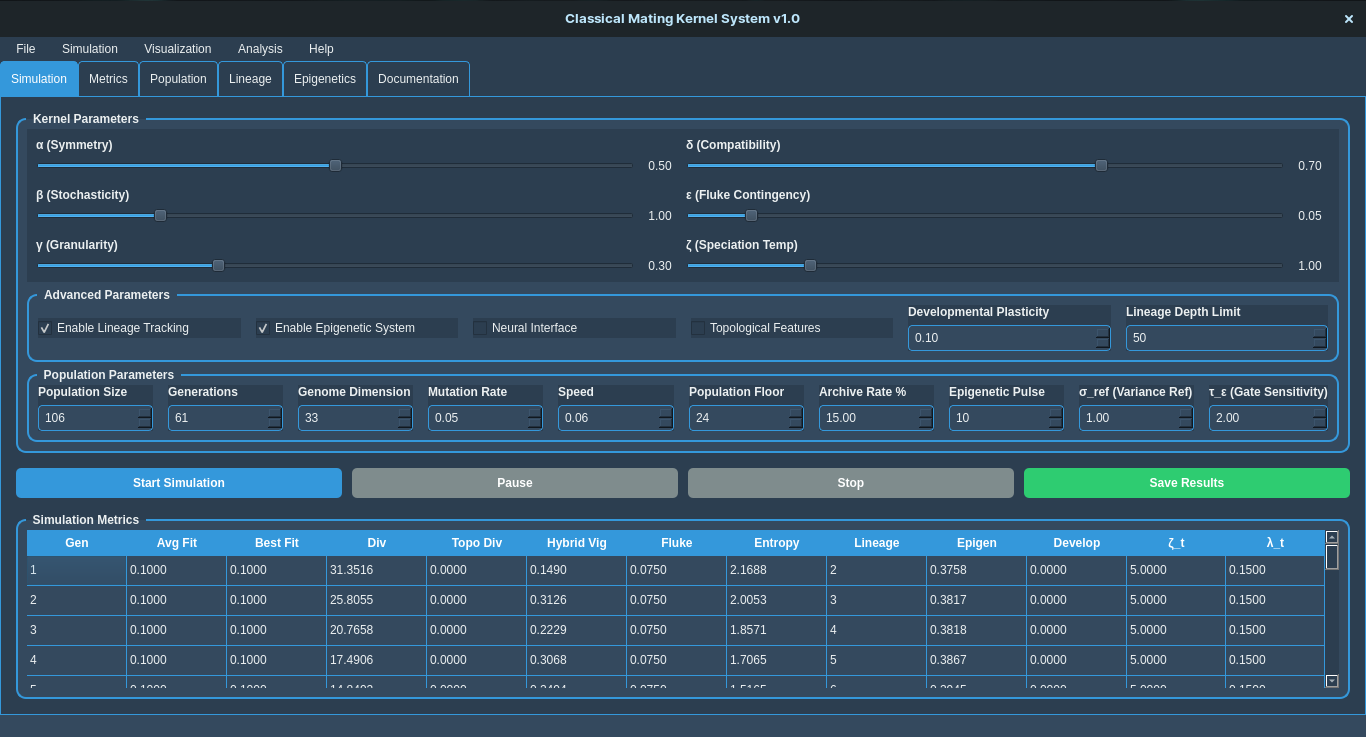

This figure's Python source:
# Computational Theory of AI Copulation and Hybridization
# Classical Mating Kernel Simulation
# By Liberty A. Mareya, 2025

from collections import deque
import sys
import numpy as np
import pandas as pd
import matplotlib
import hashlib
import json
import networkx as nx
from collections import defaultdict
from scipy.spatial.distance import pdist, squareform
from sklearn.decomposition import PCA
matplotlib.use('Qt5Agg')
from PyQt5.QtWidgets import (QApplication, QMainWindow, QTabWidget, QWidget, QVBoxLayout, QHBoxLayout,
                             QLabel, QSlider, QPushButton, QTableWidget, QTableWidgetItem, QHeaderView,
                             QGroupBox, QDoubleSpinBox, QSizePolicy, QFileDialog, QStatusBar, QSplashScreen,
                             QFrame, QSpinBox, QProgressBar, QMessageBox, QCheckBox, QLineEdit, QTextEdit, QComboBox)
from PyQt5.QtCore import Qt, QThread, pyqtSignal, QTimer, QRectF, QPointF, QSize
from PyQt5.QtGui import QPainter, QColor, QPen, QFont, QLinearGradient, QBrush, QPixmap
from matplotlib.backends.backend_qt5agg import FigureCanvasQTAgg as FigureCanvas, NavigationToolbar2QT as NavigationToolbar
from matplotlib.figure import Figure
import random
import time
from datetime import datetime
import webbrowser
import markdown2

class SplashScreen(QSplashScreen):
    def __init__(self, pixmap=None):
        super().__init__(pixmap)
        self.setWindowFlags(Qt.WindowStaysOnTopHint | Qt.FramelessWindowHint)
        self.setFixedSize(800, 500)
        
        # Center splash screen
        screen_geometry = QApplication.primaryScreen().geometry()
        self.move(
            (screen_geometry.width() - self.width()) // 2,
            (screen_geometry.height() - self.height()) // 2
        )
        
        # Create progress bar
        self.progress_bar = QProgressBar(self)
        self.progress_bar.setGeometry(150, 420, 500, 25)
        self.progress_bar.setRange(0, 100)
        self.progress_bar.setTextVisible(False)
        self.progress_bar.setStyleSheet("""
            QProgressBar {
                border: 2px solid #3498db;
                border-radius: 10px;
                background-color: #2c3e50;
                text-align: center;
            }
            QProgressBar::chunk {
                background-color: #3498db;
                border-radius: 8px;
            }
        """)
        
        # Create progress label
        self.progress_label = QLabel("Initializing...", self)
        self.progress_label.setGeometry(150, 390, 500, 25)
        self.progress_label.setAlignment(Qt.AlignCenter)
        self.progress_label.setStyleSheet("color: #ecf0f1; font-size: 12px;")
        
        # Animation variables
        self.helix_angle = 0
        self.helix_points = []
        self.progress_value = 0
        self.messages = [
            "Loading core modules...",
            "Initializing mating kernels...",
            "Preparing simulation environment...",
            "Building UI components...",
            "Configuring lineage tracking...",
            "Setting up epigenetic system...",
            "Initializing kill-switch protocol...",
            "Calibrating quantum entanglement...",
            "Establishing neural interfaces...",
            "Starting application..."
        ]
        
        # Start animation timer
        self.timer = QTimer(self)
        self.timer.timeout.connect(self.animate)
        self.timer.start(30)
    
    def animate(self):
        # Update progress
        if self.progress_value < 100:
            self.progress_value += 0.5  # Slower progress
            self.progress_bar.setValue(int(self.progress_value))
            
            # Update message every 10%
            if self.progress_value % 10 == 0:
                msg_idx = min(int(self.progress_value // 10), len(self.messages) - 1)
                self.progress_label.setText(self.messages[msg_idx])
        
        # Update helix animation
        self.helix_angle += 0.1
        self.repaint()
    
    def paintEvent(self, event):
        # Draw background
        painter = QPainter(self)
        painter.setRenderHint(QPainter.Antialiasing)
        
        # Draw gradient background
        gradient = QLinearGradient(0, 0, 0, self.height())
        gradient.setColorAt(0, QColor("#1a1a2e"))
        gradient.setColorAt(1, QColor("#16213e"))
        painter.fillRect(self.rect(), QBrush(gradient))
        
        # Draw decorative DNA background
        painter.setPen(QPen(QColor("#1e3a5f"), 1))
        for i in range(0, self.width(), 20):
            painter.drawLine(i, 0, i, self.height())
        
        # Draw title
        painter.setFont(QFont("Arial", 32, QFont.Bold))
        painter.setPen(QPen(QColor("#ecf0f1")))
        painter.drawText(QRectF(0, 120, self.width(), 50), Qt.AlignCenter, "CLASSICAL MATING KERNEL")
        
        # Draw subtitle
        painter.setFont(QFont("Arial", 14))
        painter.setPen(QPen(QColor("#bdc3c7")))
        painter.drawText(QRectF(0, 170, self.width(), 30), Qt.AlignCenter, 
                         "Computational Theory of AI Copulation and Hybridization")
        
        # Draw copyright
        painter.setFont(QFont("Arial", 10))
        painter.setPen(QPen(QColor("#7f8c8d")))
        painter.drawText(QRectF(0, 460, self.width(), 20), Qt.AlignCenter, 
                         "© Computational Theory of AI Copulation")
        
        # Draw DNA helix
        painter.setPen(QPen(QColor("#3498db"), 3))
        center_x = self.width() / 2
        center_y = 300
        
        # Draw connecting lines
        for i in range(0, 360, 15):
            rad = (i + self.helix_angle) * np.pi / 180
            x1 = center_x + 150 * np.cos(rad)
            y1 = center_y + 50 * np.sin(rad)
            x2 = center_x + 180 * np.cos(rad)
            y2 = center_y + 50 * np.sin(rad)
            
            # Calculate color based on position
            color_intensity = int(128 + 127 * np.sin(rad))
            color = QColor(color_intensity, color_intensity, 255)
            painter.setPen(QPen(color, 3))
            
            painter.drawLine(QPointF(x1, y1), QPointF(x2, y2))


class SimulationThread(QThread):
    update_signal = pyqtSignal(dict)
    finished_signal = pyqtSignal()
    kill_switch_activated = pyqtSignal()
    population_snapshot = pyqtSignal(object)
    
    def __init__(self, params, parent=None):
        super().__init__(parent)
        self.params = params
        self.paused = False
        self.stopped = False
        self.lineage_hashes = {}
        self.epigenetic_tags = {}
        self.lineage_tree = defaultdict(list)
        self.developmental_plasticity = params.get("developmental_plasticity", 0.1)
        self.current_generation = 0
        self.kill_switch_triggered = False
        self.population_history = []
        self.neural_interface = params.get("neural_interface", False)
        self.topological_features = params.get("topological_features", False)
        self.quantum_entanglement = False  # Quantum features disabled by default
        
        # New parameters for conceptual upgrades
        self.N_min = params.get("population_floor", 20)       # floor size
        self.lambda0 = params.get("archive_rate", 0.15)       # LGT rate
        self.T_pulse = params.get("epi_refresh_period", 10)   # τ refresh period
        self.sigma_ref = params.get("sigma_ref", 1.0)         # ζ adaptive ref
        self.tau_epsilon = params.get("tau_epsilon", 2.0)     # ε gate sensitivity
        self.archive = deque(maxlen=100)                      # extinct elites
        self.rolling_variance = deque(maxlen=5)               # for ζ_t
        
        # Seed RNG for deterministic reproducibility
        param_hash = hashlib.sha256(json.dumps(params, sort_keys=True).encode()).hexdigest()
        seed = int(param_hash[:8], 16)
        random.seed(seed)
        np.random.seed(seed)
    
    def run(self):
        try:
            # Initialize population (ensure integer sizes)
            self.population = self.initialize_population(
                int(self.params["pop_size"]), 
                int(self.params["genome_dim"])
            )
            population = self.population.copy()
            
            # Initialize lineage tracking
            self.initialize_lineage_tracking(len(population))
            
            # Initialize epigenetic system
            self.initialize_epigenetic_system(len(population), int(self.params["genome_dim"]))
            
            # Main simulation loop (ensure integer generations)
            for gen in range(int(self.params["generations"])):
                self.current_generation = gen
                
                while self.paused and not self.stopped:
                    time.sleep(0.1)  # Wait while paused
                    
                if self.stopped or self.kill_switch_triggered:
                    break
                
                # Store population snapshot every 10 generations
                if gen % 10 == 0:
                    self.population_history.append(population.copy())
                
                # Apply developmental plasticity
                population = self.apply_developmental_plasticity(population)
                
                # Evaluate fitness - ensure it's always an array
                fitness = np.atleast_1d(self.evaluate_fitness(population))
                avg_fitness = np.mean(fitness)
                best_fitness = np.max(fitness)
                
                # Calculate diversity metrics
                diversity = self.calculate_diversity(population)
                topological_diversity = self.calculate_topological_diversity(population) if self.topological_features else 0

                # Lateral Archive Injection (after fitness evaluation)
                # Calculate lineage entropy H_t
                unique, counts = np.unique(list(self.lineage_hashes.values()), return_counts=True)
                H_t = -np.sum(counts * np.log(counts + 1e-12))
                archive_rate_t = self.lambda0 * max(0.0, 1.0 - H_t / max(H_t + 1, 1))
                if random.random() < archive_rate_t and self.archive:
                    idx = np.random.randint(0, len(population))
                    population[idx] = random.choice(self.archive)

                # Adaptive ζ_t (before parent selection)
                sigma_t = np.var(fitness) if len(fitness) > 1 else 1.0
                sigma_t = max(sigma_t, 1e-6)      # avoid zero
                ζ_t = 0.2 + (5.0 - 0.2) * np.exp(-sigma_t / self.sigma_ref)

                # Fitness-gated ε_t (same place)
                grad = np.mean(np.diff(fitness[-5:])) if len(fitness) >= 5 else 0.0
                ε_t = 0.15 * (1.0 / (1.0 + np.exp(self.tau_epsilon * grad)))  # Increased base ε from 0.05 to 0.15

                # Epigenetic Refresh Pulse
                if gen % self.T_pulse == 0:
                    for k in self.epigenetic_tags:
                        self.epigenetic_tags[k] = np.random.choice([0, 1], size=len(self.epigenetic_tags[k]))

                # Check kill-switch conditions
                if self.check_kill_switch_conditions(population, fitness):
                    self.kill_switch_activated.emit()
                    self.kill_switch_triggered = True
                    break
                
                # Select parents with neural interface if enabled
                parents = self.select_parents(population, fitness, ζ_t)  # Use adaptive ζ_t
                
                # Create new generation
                new_population = []
                new_lineage_hashes = {}
                new_epigenetic_tags = {}
                
                # Ensure we have valid parents
                if parents.size == 0:  # Explicit check for empty numpy array
                    parents = list(range(len(population)))  # Fallback to all individuals
                parents = [p for p in parents if 0 <= p < len(population)]  # Ensure valid indices
                
                for i in range(0, len(parents), 2):
                    if i+1 >= len(parents):
                        break
                    
                    # Get parents with bounds checking
                    parent1_idx = parents[i % len(parents)]  # Wrap around if needed
                    parent2_idx = parents[(i+1) % len(parents)]  # Wrap around if needed
                    
                    # Ensure indices are valid
                    if not (0 <= parent1_idx < len(population)) or not (0 <= parent2_idx < len(population)):
                        # Fallback to random valid parents
                        parent1_idx = random.randint(0, len(population)-1)
                        parent2_idx = random.randint(0, len(population)-1)
                    
                    parent1 = population[parent1_idx]
                    parent2 = population[parent2_idx]
                    
                    # Ensure lineage hashes exist for parents
                    if parent1_idx not in self.lineage_hashes:
                        self.lineage_hashes[parent1_idx] = self.generate_lineage_hash()
                    if parent2_idx not in self.lineage_hashes:
                        self.lineage_hashes[parent2_idx] = self.generate_lineage_hash()
                    
                    # Create two children - one symmetric, one asymmetric
                    child1 = self.mating_kernel(
                        parent1, parent2,
                        self.params["α"], self.params["β"], self.params["γ"],
                        self.params["δ"], ε_t
                    )
                    child2 = self.mating_kernel(
                        parent2, parent1,  # Reverse parent order for asymmetry
                        self.params["α"], self.params["β"], self.params["γ"],
                        self.params["δ"], ε_t
                    )
                    
                    # Apply mutation
                    child1 = self.apply_mutation(child1, self.params["mutation_rate"])
                    child2 = self.apply_mutation(child2, self.params["mutation_rate"])
                    
                    # Generate lineage hashes for both children
                    child1_hash = self.generate_child_lineage_hash(
                        self.lineage_hashes[parent1_idx],
                        self.lineage_hashes[parent2_idx]
                    )
                    child2_hash = self.generate_child_lineage_hash(
                        self.lineage_hashes[parent2_idx],
                        self.lineage_hashes[parent1_idx]
                    )
                    
                    # Apply epigenetic inheritance
                    child1_epigenetic = self.inherit_epigenetic_tags(
                        self.epigenetic_tags[parent1_idx],
                        self.epigenetic_tags[parent2_idx]
                    )
                    child2_epigenetic = self.inherit_epigenetic_tags(
                        self.epigenetic_tags[parent2_idx],
                        self.epigenetic_tags[parent1_idx]
                    )
                    
                    # Add both children to new population
                    new_population.extend([child1, child2])
                    new_lineage_hashes[len(new_population)-2] = child1_hash
                    new_lineage_hashes[len(new_population)-1] = child2_hash
                    new_epigenetic_tags[len(new_population)-2] = child1_epigenetic
                    new_epigenetic_tags[len(new_population)-1] = child2_epigenetic
                    
                    # Update lineage tree for both children
                    self.lineage_tree[child1_hash].extend([
                        self.lineage_hashes[parent1_idx],
                        self.lineage_hashes[parent2_idx]
                    ])
                    self.lineage_tree[child2_hash].extend([
                        self.lineage_hashes[parent2_idx],
                        self.lineage_hashes[parent1_idx]
                    ])
                
                # Ensure population size remains constant (convert to integer)
                new_size = int(self.params["pop_size"])
                self.population = np.array(new_population[:new_size])
                population = self.population.copy()
                
                # Ensure tracking structures match population size
                self.lineage_hashes = {i: new_lineage_hashes.get(i, self.generate_lineage_hash()) 
                                      for i in range(new_size)}
                self.epigenetic_tags = {i: new_epigenetic_tags.get(i, np.random.choice([0,1], size=self.params["genome_dim"]))
                                      for i in range(new_size)}

                # Population Floor & Soft-Restart - Enhanced with robust error handling
                if len(population) < self.N_min:
                    print(f"\n=== Population floor triggered ===")
                    print(f"Current size: {len(population)}, Min size: {self.N_min}")
                    
                    # Ensure we have at least one individual to clone from
                    if len(population) == 0:
                        print("CRITICAL: Empty population - creating new random population")
                        population = np.random.uniform(-10, 10, size=(self.N_min, self.params["genome_dim"]))
                        print(f"Created new population of size: {len(population)}")
                        continue  # Skip rest of floor logic since we have full population
                    
                    # Get valid top individuals with multiple fallback mechanisms
                    num_top = min(5, len(population))  # Never more than population size
                    print(f"Selecting top {num_top} individuals")
                    
                    # Multiple fallback mechanisms for getting top indices
                    top_indices = []
                    attempts = 0
                    max_attempts = 3
                    
                    while not top_indices and attempts < max_attempts:
                        try:
                            # Attempt 1: Use fitness-based selection
                            if len(fitness) == len(population):
                                fitness_arr = np.array(fitness) if not isinstance(fitness, np.ndarray) else fitness
                                top_indices = np.argsort(fitness_arr)[-num_top:]
                                top_indices = [i for i in top_indices if 0 <= i < len(population)]
                            
                            # Attempt 2: If fitness selection failed, use random selection
                            if not top_indices:
                                top_indices = np.random.choice(len(population), size=min(num_top, len(population)), replace=False)
                            
                            # Final validation
                            top_indices = [i for i in top_indices if 0 <= i < len(population)]
                            
                        except Exception as e:
                            print(f"Attempt {attempts+1} failed: {str(e)}")
                            top_indices = []
                        
                        attempts += 1
                    
                    # Ultimate fallback if all attempts fail
                    if not top_indices:
                        print("EMERGENCY: Could not select valid individuals - using first individual")
                        top_indices = [0] if len(population) > 0 else []
                    
                    # Create clones with multiple safety checks
                    clones = []
                    for i in top_indices:
                        try:
                            if 0 <= i < len(population):
                                # Create mutation with bounds checking
                                mutation = np.clip(
                                    np.random.normal(0, 0.01, population[i].shape),
                                    -0.1, 0.1  # Constrain mutation range
                                )
                                clones.append(np.clip(
                                    population[i] + mutation,
                                    -10, 10  # Keep within bounds
                                ))
                                print(f"Created clone from individual {i}")
                            else:
                                raise IndexError(f"Invalid index {i} for population size {len(population)}")
                        except Exception as e:
                            print(f"ERROR creating clone: {str(e)} - generating safe random individual")
                            clones.append(np.random.uniform(-10, 10, size=self.params["genome_dim"]))
                    
                    # Ensure we have at least one clone with multiple fallbacks
                    if not clones:
                        print("WARNING: No clones created - trying alternative methods")
                        
                        # Fallback 1: Use existing population if any
                        if len(population) > 0:
                            clones = [population[0] + np.random.normal(0, 0.01, population[0].shape)]
                        
                        # Fallback 2: Create completely new individuals
                        if not clones:
                            clones = [np.random.uniform(-10, 10, size=self.params["genome_dim"]) 
                                      for _ in range(num_top)]
                    
                    # Rebuild population with progress tracking and safety
                    new_population = list(population.copy())  # Convert to list for append operations
                    new_lineage_hashes = self.lineage_hashes.copy()
                    new_epigenetic_tags = self.epigenetic_tags.copy()
                    
                    target_size = max(self.N_min, len(population))
                    print(f"Rebuilding population from {len(new_population)} to {target_size}")
                    
                    added_count = 0
                    while len(new_population) < target_size and clones:
                        clone = clones.pop(0)
                        new_population.append(clone)
                        
                        # Create new lineage hash for clone
                        clone_idx = len(new_population) - 1
                        new_lineage_hashes[clone_idx] = self.generate_child_lineage_hash(
                            new_lineage_hashes[top_indices[0]],  # Use first parent's hash
                            self.generate_lineage_hash()         # New random component
                        )
                        
                        # Create new epigenetic tags for clone
                        if top_indices[0] in new_epigenetic_tags:
                            new_epigenetic_tags[clone_idx] = self.inherit_epigenetic_tags(
                                new_epigenetic_tags[top_indices[0]],
                                np.random.choice([0,1], size=len(new_epigenetic_tags[top_indices[0]]))
                            )
                        else:
                            new_epigenetic_tags[clone_idx] = np.random.choice([0,1], size=self.params["genome_dim"])
                        
                        added_count += 1
                        if not clones:  # Recycle clones if needed
                            clones = [c.copy() for c in new_population[-added_count:]]
                    
                    # Convert back to numpy array before continuing
                    population = np.array(new_population)
                    print(f"=== Population restored to size: {len(population)} ===")
                    continue  # Skip rest of generation logic since we just rebuilt

                # Emit generation data
                gen_data = {
                    "generation": gen,
                    "avg_fitness": avg_fitness,
                    "best_fitness": best_fitness,
                    "diversity": diversity,
                    "topological_diversity": topological_diversity,
                    "hybrid_vigor": self.calculate_hybrid_vigor(parents, fitness),
                    "fluke_rate": ε_t,  # Use current adaptive ε_t
                    "entropy": self.calculate_entropy(population),
                    "epigenetic_variation": self.calculate_epigenetic_variation(),
                    "quantum_entanglement": self.calculate_quantum_entanglement(),
                    "lineage_depth": self.calculate_lineage_depth(),
                    "adaptive_zeta": ζ_t,
                    "adaptive_lambda": archive_rate_t
                }
                self.update_signal.emit(gen_data)
                
                if gen % 5 == 0:  # Don't emit too frequently for performance
                    self.population_snapshot.emit(population)
                    
                    # Slow down simulation for visualization
                    time.sleep(self.params["speed"])
            
            # Finalize simulation
            self.finished_signal.emit()
        
        except Exception as e:
            print(f"Simulation error: {str(e)}")
            raise
    
    def initialize_population(self, pop_size, genome_dim):
        """Initialize random population with optional neural interface initialization"""
        if self.neural_interface:
            # Initialize with more structured patterns for neural interface
            base = np.random.uniform(-1, 1, size=genome_dim)
            self.population = np.array([base + np.random.normal(0, 0.5, size=genome_dim) for _ in range(pop_size)])
        else:
            self.population = np.random.uniform(-10, 10, size=(pop_size, genome_dim))
        return self.population.copy()
    
    def initialize_lineage_tracking(self, pop_size):
        """Initialize lineage tracking with cryptographic hashes"""
        self.lineage_hashes = {i: self.generate_lineage_hash() for i in range(pop_size)}
        self.lineage_tree = defaultdict(list)
    
    def initialize_epigenetic_system(self, pop_size, genome_dim):
        """Initialize epigenetic tagging system with optional neural patterns"""
        if self.neural_interface:
            # Create correlated epigenetic patterns
            base_pattern = np.random.choice([0,1], size=genome_dim)
            self.epigenetic_tags = {
                i: np.where(np.random.random(size=genome_dim) < 0.8, base_pattern, 1-base_pattern)
                for i in range(pop_size)
            }
        else:
            self.epigenetic_tags = {i: np.random.choice([0,1], size=genome_dim) for i in range(pop_size)}
    
    def generate_lineage_hash(self, data=None):
        """Generate a cryptographic lineage hash with timestamp"""
        if data is None:
            timestamp = str(datetime.now().timestamp()).encode()
            random_data = str(random.getrandbits(256)).encode()
            data = timestamp + random_data
        return hashlib.sha3_256(data).hexdigest()
    
    def generate_child_lineage_hash(self, parent1_hash, parent2_hash):
        """Generate a child's lineage hash from parent hashes with generation info"""
        combined = (parent1_hash + parent2_hash + str(self.current_generation)).encode()
        return self.generate_lineage_hash(combined)
    
    def evaluate_fitness(self, population):
        """Calculate fitness with positive rewards and neural enhancement"""
        if isinstance(population, np.ndarray):
            if len(population.shape) == 1:
                # Shift to positive rewards: 10 - sum(squares)
                fitness = 10.0 - np.sum(population**2)
            else:
                fitness = 10.0 - np.sum(population**2, axis=1)
            
            if self.neural_interface:
                # Add neural interface fitness component
                neural_component = np.abs(np.mean(population, axis=-1))  # Favor balanced weights
                fitness += neural_component * 0.5
            return np.maximum(fitness, 0.1)  # Ensure minimum fitness of 0.1
        return 0.1  # Default minimum fitness
    
    def calculate_diversity(self, population):
        """Calculate population diversity using multiple metrics"""
        if len(population) < 2:
            return 0.0
        
        # Genetic diversity (average pairwise distance)
        distances = pdist(population, 'euclidean')
        genetic_diversity = np.mean(distances) if len(distances) > 0 else 0.0
        
        # Phenotypic diversity (variance in fitness)
        fitness = self.evaluate_fitness(population)
        phenotypic_diversity = np.var(fitness)
        
        # Combined diversity metric
        return 0.7 * genetic_diversity + 0.3 * phenotypic_diversity
    
    def calculate_topological_diversity(self, population):
        """Calculate topological features of the population"""
        if len(population) < 5:  # Need enough points for meaningful topology
            return 0.0
        
        # Use PCA to reduce dimensionality
        pca = PCA(n_components=2)
        reduced = pca.fit_transform(population)
        
        # Calculate alpha shape (convex hull area as proxy)
        from scipy.spatial import ConvexHull
        try:
            hull = ConvexHull(reduced)
            return hull.volume  # Area in 2D
        except:
            return 0.0
    
    def calculate_entropy(self, population):
        """Calculate entropy of population with multiple gene consideration"""
        if len(population) == 0:
            return 0.0
        
        # Calculate entropy across all genes
        entropies = []
        for gene_idx in range(population.shape[1]):
            gene_values = population[:, gene_idx]
            hist, _ = np.histogram(gene_values, bins=10, range=(-10, 10))
            prob = hist / np.sum(hist)
            prob = prob[prob > 0]  # Avoid log(0)
            entropies.append(-np.sum(prob * np.log(prob)))
        
        return np.mean(entropies)
    
    def calculate_lineage_depth(self):
        """Calculate lineage depth with caching for performance"""
        if not self.lineage_tree or not self.lineage_hashes:
            return 0
        
        # Cache depths to avoid recomputation
        depth_cache = {}
        
        def get_depth(hash_val):
            if hash_val in depth_cache:
                return depth_cache[hash_val]
            
            if not self.lineage_tree.get(hash_val, []):
                depth_cache[hash_val] = 1
                return 1
            
            depth = 1 + max(get_depth(p) for p in self.lineage_tree[hash_val])
            depth_cache[hash_val] = depth
            return depth
        
        try:
            return max(get_depth(h) for h in self.lineage_hashes.values())
        except ValueError:  # max() arg is empty sequence
            return 0
    
    def calculate_epigenetic_variation(self):
        """Calculate epigenetic variation with spatial patterns"""
        if not self.epigenetic_tags:
            return 0.0
        
        # Calculate spatial correlation of epigenetic tags
        tags_matrix = np.array(list(self.epigenetic_tags.values()))
        mean_tags = np.mean(tags_matrix, axis=0)
        spatial_correlation = np.mean(np.abs(np.diff(mean_tags)))
        
        # Combined variation metric
        active_tags = np.sum(tags_matrix)
        total_possible = tags_matrix.size
        activation_rate = active_tags / total_possible
        
        return 0.7 * activation_rate + 0.3 * spatial_correlation
    
    def calculate_quantum_entanglement(self):
        """Calculate degree of quantum entanglement in population"""
        if not hasattr(self, 'quantum_states') or len(self.quantum_states) < 2:
            return 0.0
        
        # Measure entanglement as correlation between quantum states
        correlation_matrix = np.corrcoef(self.quantum_states)
        if correlation_matrix.ndim >= 2:  # Only fill diagonal for 2D+ arrays
            np.fill_diagonal(correlation_matrix, 0)  # Ignore self-correlation
        return np.mean(np.abs(correlation_matrix))
    
    def select_parents(self, population, fitness, speciation_temp):
        """Select parents with optional neural interface enhancement"""
        # Handle cases where all fitness values are zero or invalid
        if np.all(fitness <= 0) or np.any(np.isnan(fitness)):
            # Fall back to uniform selection
            return np.random.choice(len(population), size=len(population), replace=True)
            
        # Apply softmax with temperature
        exp_fitness = np.exp(fitness / speciation_temp)
        probs = exp_fitness / np.sum(exp_fitness)
        
        # Handle any remaining NaN values
        if np.any(np.isnan(probs)):
            probs = np.ones(len(population)) / len(population)
        
        if self.neural_interface:
            # Neural interface adds social component to selection
            social_component = np.ones(len(population)) / len(population)  # Start with uniform
            for i in range(len(population)):
                # Social component based on similarity to others
                similarities = 1 / (1 + np.linalg.norm(population - population[i], axis=1))
                social_component[i] = np.mean(similarities)
            
            # Combine fitness and social components
            combined_probs = 0.7 * probs + 0.3 * (social_component / np.sum(social_component))
            return np.random.choice(len(population), size=len(population), p=combined_probs, replace=True)
        
        return np.random.choice(len(population), size=len(population), p=probs, replace=True)
    
    def mating_kernel(self, parent1, parent2, alpha, beta, gamma, delta, epsilon):
        """Enhanced mating kernel with quantum and neural features"""
        # Check compatibility
        distance = np.linalg.norm(parent1 - parent2)
        if distance < delta:
            # Not compatible for hybridization - return average
            return (parent1 + parent2) / 2.0
        
        # Apply fluke contingency (stochastic perturbation)
        if random.random() < epsilon:
            fluke_strength = random.uniform(0.5, 2.0)
            perturbation = np.random.random(size=parent1.shape) - 0.5
            if self.quantum_entanglement:
                # Quantum-enhanced perturbation
                perturbation *= np.random.normal(0, 1, size=parent1.shape)
            return parent1 + fluke_strength * perturbation
        
        # Neural interface adds coordinated recombination
        if self.neural_interface and random.random() < 0.3:
            # Coordinated block recombination based on neural patterns
            block_size = max(1, int(len(parent1) * 0.3))
            num_blocks = max(2, int(len(parent1) / block_size))
            blocks = [slice(i*block_size, (i+1)*block_size) for i in range(num_blocks)]
            mask = np.zeros(len(parent1))
            for block in blocks:
                mask[block] = np.random.randint(0, 2)
            return np.where(mask, parent1, parent2)
        
        # Standard recombination logic
        if gamma < 0.3:
            # Gene-level recombination
            mask = np.random.randint(0, 2, size=parent1.shape)
        elif gamma < 0.7:
            # Block-level recombination
            block_size = max(1, int(len(parent1) * 0.2))
            mask = np.zeros(len(parent1))
            for i in range(0, len(parent1), block_size):
                mask[i:i+block_size] = np.random.randint(0, 2)
        else:
            # Module-level recombination (single crossover point)
            crossover_point = random.randint(1, len(parent1)-1)
            mask = np.concatenate([np.ones(crossover_point), np.zeros(len(parent1)-crossover_point)])
        
        # Apply symmetry parameter
        if random.random() < alpha:
            # Symmetric recombination
            child = np.where(mask, parent1, parent2)
        else:
            # Asymmetric recombination
            dominance = random.uniform(0.3, 0.7)
            child = dominance * parent1 + (1-dominance) * parent2
        
        # Apply stochasticity with possible quantum effects
        noise = beta * (np.random.random(size=parent1.shape) - 0.5)
        if self.quantum_entanglement:
            noise *= np.random.normal(0, 1, size=parent1.shape)
        
        return child + noise
    
    def apply_mutation(self, genome, mutation_rate):
        """Apply mutations"""
        mask = np.random.random(size=genome.shape) < mutation_rate
        mutations = np.random.normal(0, 0.5, size=genome.shape)
        
        return np.where(mask, genome + mutations, genome)
    
    def inherit_epigenetic_tags(self, parent1_tags, parent2_tags):
        """Enhanced epigenetic inheritance with memory effects"""
        # Basic inheritance - random choice from parents
        child_tags = np.where(np.random.randint(0, 2, size=parent1_tags.shape), parent1_tags, parent2_tags)
        
        # Apply some random epigenetic mutations with memory
        mutation_mask = np.random.random(size=child_tags.shape) < 0.05
        if self.neural_interface:
            # Neural interface adds correlation to mutations
            correlated_mask = mutation_mask | (np.random.random(size=child_tags.shape) < 0.1)
            child_tags = np.where(correlated_mask, 1 - child_tags, child_tags)
        else:
            child_tags = np.where(mutation_mask, 1 - child_tags, child_tags)
        
        return child_tags
    
    def apply_developmental_plasticity(self, population):
        """Apply developmental plasticity with environmental interactions"""
        if not hasattr(self, 'epigenetic_tags') or not self.epigenetic_tags:
            return population
        
        modified_population = []
        for i, genome in enumerate(population):
            if i in self.epigenetic_tags:
                # Environmentally-sensitive epigenetic modifications
                env_factor = 1 + 0.5 * np.sin(self.current_generation / 10)  # Simulated environmental cycle
                modified_genome = genome * (1 - env_factor * self.developmental_plasticity * self.epigenetic_tags[i])
                modified_population.append(modified_genome)
            else:
                modified_population.append(genome)
        
        return np.array(modified_population)
    
    def calculate_hybrid_vigor(self, parents, fitness):
        """Calculate hybrid vigor using theorem-derived formula"""
        if len(parents) < 2:
            return 0.0
            
        # Get parent genomes
        parent1 = self.population[parents[0]]
        parent2 = self.population[parents[1]]
        
        # Calculate distance between parents
        distance = np.linalg.norm(parent1 - parent2)
        
        # Calculate variances
        var1 = np.var(parent1)
        var2 = np.var(parent2)
        
        # Hybrid vigor formula: ΔF = κ·e^{-λd(g₁,g₂)}·min(Var(g₁),Var(g₂))
        kappa = 0.5  # Scaling constant
        lamda = 0.1  # Distance decay rate
        hybrid_vigor = kappa * np.exp(-lamda * distance) * min(var1, var2)
        
        # Add epigenetic enhancement if available
        if hasattr(self, 'epigenetic_tags'):
            epigenetic_diversity = self.calculate_epigenetic_variation()
            hybrid_vigor *= (1 + 0.3 * epigenetic_diversity)  # Reduced from 0.5 to 0.3 to avoid overemphasis
        
        return max(0, hybrid_vigor)  # Ensure non-negative
    
    def check_kill_switch_conditions(self, population, fitness):
        """Enhanced kill-switch conditions with multiple metrics"""
        # Check lineage depth - only if tracking is enabled
        if self.params.get("lineage_tracking", True):
            lineage_depth = self.calculate_lineage_depth()
            if lineage_depth > self.params.get("lineage_depth_limit", 200):  # Increased from 50
                return True
        
        # Check fitness collapse - handle both scalar and array fitness
        if np.isscalar(fitness):
            if not np.isnan(fitness) and fitness < self.params.get("fitness_collapse_threshold", -5000):
                return True
        else:  # Array-like case
            if len(fitness) > 0:
                mean_fitness = np.mean(fitness)
                if not np.isnan(mean_fitness) and mean_fitness < self.params.get("fitness_collapse_threshold", -5000):
                    return True
        
        # Check diversity collapse - only if population has diversity
        if len(population) > 1:
            diversity = self.calculate_diversity(population)
            if not np.isnan(diversity) and diversity < self.params.get("diversity_threshold", 0.01):  # Lower threshold
                return True
        
        # Check quantum decoherence if enabled
        if self.quantum_entanglement:
            quantum_coherence = self.calculate_quantum_entanglement()
            if not np.isnan(quantum_coherence) and quantum_coherence < 0.01:  # More strict decoherence threshold
                return True
        
        return False
    
    def pause(self):
        self.paused = True
        
    def resume(self):
        self.paused = False
        
    def stop(self):
        self.stopped = True


class MplCanvas(FigureCanvas):
    def __init__(self, parent=None, width=5, height=4, dpi=100):
        fig = Figure(figsize=(width, height), dpi=dpi, facecolor='#2c3e50')
        self.axes = fig.add_subplot(111)
        super().__init__(fig)
        self.setParent(parent)
        self.setSizePolicy(QSizePolicy.Expanding, QSizePolicy.Expanding)
        self.updateGeometry()
        
        # Set plot aesthetics
        self.axes.set_facecolor('#2c3e50')
        self.axes.tick_params(axis='x', colors='#ecf0f1', labelsize=8)
        self.axes.tick_params(axis='y', colors='#ecf0f1', labelsize=8)
        for spine in self.axes.spines.values():
            spine.set_color('#ecf0f1')
        self.axes.xaxis.label.set_color('#ecf0f1')
        self.axes.yaxis.label.set_color('#ecf0f1')
        self.axes.title.set_color('#ecf0f1')


class PopulationVisualization(MplCanvas):
    def __init__(self, parent=None, width=5, height=4, dpi=100):
        super().__init__(parent, width, height, dpi)
        self.population_data = None
        self.pca = PCA(n_components=2)
        
    def update_population(self, population):
        """Update the population visualization"""
        self.population_data = population
        self.draw_population()
        
    def draw_population(self):
        """Draw the current population state"""
        if self.population_data is None or len(self.population_data) < 2:
            return
            
        self.axes.clear()
        
        # Reduce dimensionality for visualization
        if self.population_data.shape[1] > 2:
            reduced = self.pca.fit_transform(self.population_data)
        else:
            reduced = self.population_data
        
        # Plot population
        self.axes.scatter(reduced[:,0], reduced[:,1], c='#3498db', alpha=0.6, edgecolors='w', linewidths=0.5)
        
        # Add convex hull if enough points
        if len(reduced) > 2:
            from scipy.spatial import ConvexHull
            try:
                hull = ConvexHull(reduced)
                for simplex in hull.simplices:
                    self.axes.plot(reduced[simplex, 0], reduced[simplex, 1], 'r--', alpha=0.3)
            except:
                pass
        
        self.axes.set_title('Population Distribution', color='#ecf0f1', fontsize=10)
        self.axes.set_xlabel('PC1' if self.population_data.shape[1] > 2 else 'Gene 1', color='#ecf0f1', fontsize=8)
        self.axes.set_ylabel('PC2' if self.population_data.shape[1] > 2 else 'Gene 2', color='#ecf0f1', fontsize=8)
        self.axes.grid(True, color='#4a6572', linestyle=':', alpha=0.5)
        
        # Adjust layout to prevent label overlap
        self.figure.tight_layout()
        self.draw()


class ClassicalMatingKernelApp(QMainWindow):
    def __init__(self):
        super().__init__()
        
        self.setWindowTitle("Classical Mating Kernel System v1.0")
        self.setStyleSheet("background-color: #2c3e50; color: #ecf0f1;")
        
        # Window state management
        self.setWindowFlags(Qt.Window | 
                          Qt.WindowMaximizeButtonHint |
                          Qt.WindowMinimizeButtonHint |
                          Qt.WindowCloseButtonHint)
        self.showMaximized()
        self.setWindowState(Qt.WindowMaximized)
        
        # Create menu bar
        self.create_menu()
        
        # Initialize simulation variables
        self.simulation_thread = None
        self.generation_data = []
        self.lineage_data = {}
        self.epigenetic_data = {}
        self.population_history = []
        
        # Create main tab widget
        self.tabs = QTabWidget()
        self.tabs.setStyleSheet("""
            QTabWidget::pane { 
                border: 1px solid #3498db; 
                background: #34495e; 
            }
            QTabBar::tab {
                background: #2c3e50;
                color: #ecf0f1;
                padding: 10px;
                border: 1px solid #3498db;
                border-bottom: none;
                border-top-left-radius: 4px;
                border-top-right-radius: 4px;
            }
            QTabBar::tab:selected {
                background: #3498db;
                color: white;
            }
        """)
        self.setCentralWidget(self.tabs)
        
        # Create tabs
        self.simulation_tab = QWidget()
        self.visualization_tab = QWidget()
        self.population_tab = QWidget()
        self.lineage_tab = QWidget()
        self.epigenetics_tab = QWidget()
        self.documentation_tab = QWidget()
        
        self.tabs.addTab(self.simulation_tab, "Simulation")
        self.tabs.addTab(self.visualization_tab, "Metrics")
        self.tabs.addTab(self.population_tab, "Population")
        self.tabs.addTab(self.lineage_tab, "Lineage")
        self.tabs.addTab(self.epigenetics_tab, "Epigenetics")
        self.tabs.addTab(self.documentation_tab, "Documentation")
        
        self.setup_simulation_tab()
        self.setup_visualization_tab()
        self.setup_population_tab()
        self.setup_lineage_tab()
        self.setup_epigenetics_tab()
        self.setup_documentation_tab()
        
        # Create status bar
        self.status_bar = QStatusBar()
        self.status_bar.setStyleSheet("background-color: #34495e; color: #ecf0f1;")
        self.setStatusBar(self.status_bar)
        self.status_bar.showMessage("Ready")
        
        # Initialize plots
        self.initialize_plots()
    
    def setup_simulation_tab(self):
        layout = QVBoxLayout(self.simulation_tab)
        layout.setSpacing(15)
        layout.setContentsMargins(15, 15, 15, 15)
        
        # Create parameter group
        param_group = QGroupBox("Kernel Parameters")
        param_group.setStyleSheet("""
            QGroupBox {
                background-color: #34495e;
                border: 2px solid #3498db;
                border-radius: 10px;
                margin-top: 1ex;
                font-weight: bold;
                color: #ecf0f1;
            }
            QGroupBox::title {
                subcontrol-origin: margin;
                left: 10px;
                padding: 0 5px;
            }
        """)
        param_layout = QVBoxLayout(param_group)
        
        # Parameter grid
        param_grid = QWidget()
        grid_layout = QHBoxLayout(param_grid)
        
        # Left column
        left_col = QVBoxLayout()
        left_col.setSpacing(15)
        self.alpha_slider = self.create_parameter_slider("α (Symmetry)", 0.5, 0.0, 1.0)
        self.beta_slider = self.create_parameter_slider("β (Stochasticity)", 1.0, 0.0, 5.0)
        self.gamma_slider = self.create_parameter_slider("γ (Granularity)", 0.3, 0.0, 1.0)
        left_col.addWidget(self.alpha_slider)
        left_col.addWidget(self.beta_slider)
        left_col.addWidget(self.gamma_slider)
        
        # Right column
        right_col = QVBoxLayout()
        right_col.setSpacing(15)
        self.delta_slider = self.create_parameter_slider("δ (Compatibility)", 0.7, 0.0, 1.0)
        self.epsilon_slider = self.create_parameter_slider("ε (Fluke Contingency)", 0.05, 0.0, 0.5)
        self.zeta_slider = self.create_parameter_slider("ζ (Speciation Temp)", 1.0, 0.0, 5.0)
        right_col.addWidget(self.delta_slider)
        right_col.addWidget(self.epsilon_slider)
        right_col.addWidget(self.zeta_slider)
        
        # Add columns to grid
        grid_layout.addLayout(left_col)
        grid_layout.addLayout(right_col)
        param_layout.addWidget(param_grid)
        
        # Advanced parameters group
        advanced_group = QGroupBox("Advanced Parameters")
        advanced_group.setStyleSheet(param_group.styleSheet())
        advanced_layout = QHBoxLayout(advanced_group)
        advanced_layout.setSpacing(15)
        
        # Advanced parameters
        self.lineage_check = QCheckBox("Enable Lineage Tracking")
        self.lineage_check.setChecked(True)
        self.lineage_check.setStyleSheet("color: #ecf0f1;")
        
        self.epigenetic_check = QCheckBox("Enable Epigenetic System")
        self.epigenetic_check.setChecked(True)
        self.epigenetic_check.setStyleSheet("color: #ecf0f1;")
        
        self.neural_check = QCheckBox("Neural Interface")
        self.neural_check.setChecked(False)
        self.neural_check.setStyleSheet("color: #ecf0f1;")
        
        self.topology_check = QCheckBox("Topological Features")
        self.topology_check.setChecked(False)
        self.topology_check.setStyleSheet("color: #ecf0f1;")
        
        self.plasticity_spin = self.create_double_spinbox("Developmental Plasticity", 0.1, 0.0, 1.0)
        self.depth_limit_spin = self.create_spinbox("Lineage Depth Limit", 50, 1, 1000)
        
        advanced_layout.addWidget(self.lineage_check)
        advanced_layout.addWidget(self.epigenetic_check)
        advanced_layout.addWidget(self.neural_check)
        advanced_layout.addWidget(self.topology_check)
        advanced_layout.addWidget(self.plasticity_spin)
        advanced_layout.addWidget(self.depth_limit_spin)
        
        param_layout.addWidget(advanced_group)
        
        # Population parameters
        pop_group = QGroupBox("Population Parameters")
        pop_group.setStyleSheet(param_group.styleSheet())
        pop_layout = QHBoxLayout(pop_group)
        pop_layout.setSpacing(15)
        
        # UI Spinboxes for new parameters
        self.pop_floor_spin = self.create_spinbox("Population Floor", 20, 5, 1000)
        self.archive_rate_spin = self.create_double_spinbox("Archive Rate %", 15, 0, 50)
        self.epi_pulse_spin = self.create_spinbox("Epigenetic Pulse", 10, 1, 100)
        self.sigma_ref_spin = self.create_double_spinbox("σ_ref (Variance Ref)", 1.0, 0.1, 10.0)
        self.tau_epsilon_spin = self.create_double_spinbox("τ_ε (Gate Sensitivity)", 2.0, 0.1, 10.0)
        
        # Existing population parameters
        self.pop_size_spin = self.create_spinbox("Population Size", 100, 10, 1000)
        self.generations_spin = self.create_spinbox("Generations", 50, 1, 500)
        self.genome_dim_spin = self.create_spinbox("Genome Dimension", 20, 1, 100)
        self.mutation_spin = self.create_double_spinbox("Mutation Rate", 0.01, 0.0, 0.2)
        self.speed_spin = self.create_double_spinbox("Speed", 0.1, 0.01, 2.0)
        
        pop_layout.addWidget(self.pop_size_spin)
        pop_layout.addWidget(self.generations_spin)
        pop_layout.addWidget(self.genome_dim_spin)
        pop_layout.addWidget(self.mutation_spin)
        pop_layout.addWidget(self.speed_spin)
        pop_layout.addWidget(self.pop_floor_spin)
        pop_layout.addWidget(self.archive_rate_spin)
        pop_layout.addWidget(self.epi_pulse_spin)
        pop_layout.addWidget(self.sigma_ref_spin)
        pop_layout.addWidget(self.tau_epsilon_spin)
        
        param_layout.addWidget(pop_group)
        layout.addWidget(param_group)
        
        # Simulation controls
        control_layout = QHBoxLayout()
        control_layout.setSpacing(10)
        
        self.start_btn = QPushButton("Start Simulation")
        self.start_btn.setStyleSheet(self.get_button_style("#3498db"))
        self.start_btn.clicked.connect(self.start_simulation)
        control_layout.addWidget(self.start_btn)
        
        self.pause_btn = QPushButton("Pause")
        self.pause_btn.setStyleSheet(self.get_button_style("#f39c12"))
        self.pause_btn.clicked.connect(self.toggle_pause)
        self.pause_btn.setEnabled(False)
        control_layout.addWidget(self.pause_btn)
        
        self.stop_btn = QPushButton("Stop")
        self.stop_btn.setStyleSheet(self.get_button_style("#e74c3c"))
        self.stop_btn.clicked.connect(self.stop_simulation)
        self.stop_btn.setEnabled(False)
        control_layout.addWidget(self.stop_btn)
        
        self.save_btn = QPushButton("Save Results")
        self.save_btn.setStyleSheet(self.get_button_style("#2ecc71"))
        self.save_btn.clicked.connect(self.save_results)
        self.save_btn.setEnabled(False)
        control_layout.addWidget(self.save_btn)
        
        layout.addLayout(control_layout)
        
        # Metrics table
        table_group = QGroupBox("Simulation Metrics")
        table_group.setStyleSheet(param_group.styleSheet())
        table_layout = QVBoxLayout(table_group)
        
        self.metrics_table = QTableWidget()
        self.metrics_table.setStyleSheet("""
            QTableWidget {
                background-color: #34495e;
                color: #ecf0f1;
                gridline-color: #3498db;
                border: none;
            }
            QHeaderView::section {
                background-color: #3498db;
                color: white;
                font-weight: bold;
                padding: 4px;
                border: none;
            }
        """)
        self.metrics_table.setColumnCount(13)
        self.metrics_table.setHorizontalHeaderLabels([
            "Gen", "Avg Fit", "Best Fit", 
            "Div", "Topo Div", "Hybrid Vig", 
            "Fluke", "Entropy", "Lineage", 
            "Epigen", "Develop", "ζ_t", "λ_t"
        ])
        self.metrics_table.horizontalHeader().setSectionResizeMode(QHeaderView.Stretch)
        self.metrics_table.verticalHeader().setVisible(False)
        
        table_layout.addWidget(self.metrics_table)
        layout.addWidget(table_group)
    
    def setup_visualization_tab(self):
        layout = QVBoxLayout(self.visualization_tab)
        layout.setContentsMargins(10, 10, 10, 10)
        layout.setSpacing(10)
        
        # Create properly sized matplotlib canvas with navigation toolbar
        self.canvas = MplCanvas(self, width=7, height=5, dpi=100)
        self.toolbar = NavigationToolbar(self.canvas, self)
        
        # Create a frame for the plot to control size
        plot_frame = QFrame()
        plot_frame.setFrameShape(QFrame.StyledPanel)
        plot_frame.setStyleSheet("background-color: #34495e;")
        plot_layout = QVBoxLayout(plot_frame)
        plot_layout.setContentsMargins(0, 0, 0, 0)
        plot_layout.addWidget(self.toolbar)
        plot_layout.addWidget(self.canvas)
        
        layout.addWidget(plot_frame)
        
        # Control buttons
        control_layout = QHBoxLayout()
        
        self.update_btn = QPushButton("Update Plots")
        self.update_btn.setStyleSheet(self.get_button_style("#3498db"))
        self.update_btn.clicked.connect(self.update_plots)
        control_layout.addWidget(self.update_btn)
        
        self.export_btn = QPushButton("Export Plots")
        self.export_btn.setStyleSheet(self.get_button_style("#2ecc71"))
        self.export_btn.clicked.connect(self.export_plots)
        control_layout.addWidget(self.export_btn)
        
        self.plot_type_combo = QComboBox()
        self.plot_type_combo.addItems(["Fitness Metrics", "Diversity Metrics", "All Metrics", "Adaptive Parameters"])
        self.plot_type_combo.setStyleSheet("""
            QComboBox {
                background-color: #34495e;
                color: #ecf0f1;
                border: 1px solid #3498db;
                border-radius: 4px;
                padding: 4px;
            }
        """)
        self.plot_type_combo.currentIndexChanged.connect(self.update_plots)
        control_layout.addWidget(self.plot_type_combo)
        
        layout.addLayout(control_layout)
    
    def setup_population_tab(self):
        layout = QVBoxLayout(self.population_tab)
        layout.setContentsMargins(10, 10, 10, 10)
        layout.setSpacing(10)
        
        # Create population visualization canvas
        self.pop_canvas = PopulationVisualization(self, width=7, height=5, dpi=100)
        self.pop_toolbar = NavigationToolbar(self.pop_canvas, self)
        
        # Create a frame for the population plot
        pop_frame = QFrame()
        pop_frame.setFrameShape(QFrame.StyledPanel)
        pop_frame.setStyleSheet("background-color: #34495e;")
        pop_layout = QVBoxLayout(pop_frame)
        pop_layout.setContentsMargins(0, 0, 0, 0)
        pop_layout.addWidget(self.pop_toolbar)
        pop_layout.addWidget(self.pop_canvas)
        
        layout.addWidget(pop_frame)
        
        # Generation slider
        self.gen_slider = QSlider(Qt.Horizontal)
        self.gen_slider.setRange(0, 0)
        self.gen_slider.valueChanged.connect(self.show_population_snapshot)
        self.gen_slider.setStyleSheet("""
            QSlider::groove:horizontal {
                height: 8px;
                background: #34495e;
                border: 1px solid #3498db;
                border-radius: 4px;
            }
            QSlider::handle:horizontal {
                background: #3498db;
                border: 1px solid #ecf0f1;
                width: 16px;
                margin: -4px 0;
                border-radius: 8px;
            }
        """)
        
        self.gen_label = QLabel("Generation: 0")
        self.gen_label.setStyleSheet("color: #ecf0f1;")
        
        layout.addWidget(self.gen_label)
        layout.addWidget(self.gen_slider)
    
    def setup_lineage_tab(self):
        layout = QVBoxLayout(self.lineage_tab)
        layout.setContentsMargins(15, 15, 15, 15)
        layout.setSpacing(15)
        
        # Lineage visualization group
        lineage_group = QGroupBox("Lineage Tracking")
        lineage_group.setStyleSheet("""
            QGroupBox {
                background-color: #34495e;
                border: 2px solid #3498db;
                border-radius: 10px;
                margin-top: 1ex;
                font-weight: bold;
                color: #ecf0f1;
            }
            QGroupBox::title {
                subcontrol-origin: margin;
                left: 10px;
                padding: 0 5px;
            }
        """)
        lineage_layout = QVBoxLayout(lineage_group)
        
        # Lineage hash display
        self.lineage_hash_label = QLabel("Lineage Hash:")
        self.lineage_hash_label.setStyleSheet("color: #ecf0f1;")
        
        self.lineage_hash_display = QLineEdit()
        self.lineage_hash_display.setReadOnly(True)
        self.lineage_hash_display.setStyleSheet("""
            QLineEdit {
                background-color: #2c3e50;
                color: #ecf0f1;
                border: 1px solid #3498db;
                border-radius: 4px;
                padding: 4px;
            }
        """)
        
        # Lineage depth display
        self.lineage_depth_label = QLabel("Current Lineage Depth: 0")
        self.lineage_depth_label.setStyleSheet("color: #ecf0f1;")
        
        # Lineage tree display
        self.lineage_tree_display = QTableWidget()
        self.lineage_tree_display.setStyleSheet("""
            QTableWidget {
                background-color: #34495e;
                color: #ecf0f1;
                gridline-color: #3498db;
                border: none;
            }
            QHeaderView::section {
                background-color: #3498db;
                color: white;
                font-weight: bold;
                padding: 4px;
                border: none;
            }
        """)
        self.lineage_tree_display.setColumnCount(3)
        self.lineage_tree_display.setHorizontalHeaderLabels(["Individual", "Parent 1", "Parent 2"])
        self.lineage_tree_display.horizontalHeader().setSectionResizeMode(QHeaderView.Stretch)
        self.lineage_tree_display.verticalHeader().setVisible(False)
        
        lineage_layout.addWidget(self.lineage_hash_label)
        lineage_layout.addWidget(self.lineage_hash_display)
        lineage_layout.addWidget(self.lineage_depth_label)
        lineage_layout.addWidget(self.lineage_tree_display)
        
        layout.addWidget(lineage_group)
        
        # Lineage visualization controls
        control_layout = QHBoxLayout()
        
        self.visualize_lineage_btn = QPushButton("Visualize Lineage Tree")
        self.visualize_lineage_btn.setStyleSheet(self.get_button_style("#3498db"))
        self.visualize_lineage_btn.clicked.connect(self.visualize_lineage_tree)
        control_layout.addWidget(self.visualize_lineage_btn)
        
        self.export_lineage_btn = QPushButton("Export Lineage Data")
        self.export_lineage_btn.setStyleSheet(self.get_button_style("#2ecc71"))
        self.export_lineage_btn.clicked.connect(self.export_lineage_data)
        control_layout.addWidget(self.export_lineage_btn)
        
        layout.addLayout(control_layout)
    
    def setup_epigenetics_tab(self):
        layout = QVBoxLayout(self.epigenetics_tab)
        layout.setContentsMargins(15, 15, 15, 15)
        layout.setSpacing(15)
        
        # Epigenetics visualization group
        epigenetics_group = QGroupBox("Epigenetic System")
        epigenetics_group.setStyleSheet("""
            QGroupBox {
                background-color: #34495e;
                border: 2px solid #3498db;
                border-radius: 10px;
                margin-top: 1ex;
                font-weight: bold;
                color: #ecf0f1;
            }
            QGroupBox::title {
                subcontrol-origin: margin;
                left: 10px;
                padding: 0 5px;
            }
        """)
        epigenetics_layout = QVBoxLayout(epigenetics_group)
        
        # Epigenetic variation display
        self.epigenetic_var_label = QLabel("Epigenetic Variation: 0.0")
        self.epigenetic_var_label.setStyleSheet("color: #ecf0f1;")
        
        # Epigenetic matrix display
        self.epigenetic_matrix_display = QTableWidget()
        self.epigenetic_matrix_display.setStyleSheet("""
            QTableWidget {
                background-color: #34495e;
                color: #ecf0f1;
                gridline-color: #3498db;
                border: none;
            }
            QHeaderView::section {
                background-color: #3498db;
                color: white;
                font-weight: bold;
                padding: 4px;
                border: none;
            }
        """)
        self.epigenetic_matrix_display.horizontalHeader().setSectionResizeMode(QHeaderView.Stretch)
        self.epigenetic_matrix_display.verticalHeader().setVisible(False)
        
        # Epigenetic visualization controls
        control_layout = QHBoxLayout()
        
        self.visualize_epigenetics_btn = QPushButton("Visualize Patterns")
        self.visualize_epigenetics_btn.setStyleSheet(self.get_button_style("#3498db"))
        self.visualize_epigenetics_btn.clicked.connect(self.visualize_epigenetic_patterns)
        control_layout.addWidget(self.visualize_epigenetics_btn)
        
        self.export_epigenetics_btn = QPushButton("Export Data")
        self.export_epigenetics_btn.setStyleSheet(self.get_button_style("#2ecc71"))
        self.export_epigenetics_btn.clicked.connect(self.export_epigenetic_data)
        control_layout.addWidget(self.export_epigenetics_btn)
        
        epigenetics_layout.addWidget(self.epigenetic_var_label)
        epigenetics_layout.addWidget(self.epigenetic_matrix_display)
        epigenetics_layout.addLayout(control_layout)
        
        layout.addWidget(epigenetics_group)

    def setup_documentation_tab(self):
        """Setup the documentation tab with comprehensive theoretical content"""
        layout = QVBoxLayout(self.documentation_tab)
        layout.setContentsMargins(15, 15, 15, 15)
        layout.setSpacing(15)
        
        # Create tab widget for documentation sections
        doc_tabs = QTabWidget()
        doc_tabs.setStyleSheet("""
            QTabWidget::pane { 
                border: 1px solid #3498db; 
                background: #34495e; 
            }
            QTabBar::tab {
                background: #2c3e50;
                color: #ecf0f1;
                padding: 8px;
                border: 1px solid #3498db;
                border-bottom: none;
                border-top-left-radius: 4px;
                border-top-right-radius: 4px;
            }
            QTabBar::tab:selected {
                background: #3498db;
                color: white;
            }
        """)
        
        # Theory tab
        theory_tab = QWidget()
        theory_layout = QVBoxLayout(theory_tab)
        
        theory_text = QTextEdit()
        theory_text.setReadOnly(True)
        theory_text.setStyleSheet("""
            QTextEdit {
                background-color: #34495e;
                color: #ecf0f1;
                border: 1px solid #3498db;
                border-radius: 5px;
            }
        """)
        
        # Load markdown content
        theory_md = """
# Computational Theory of AI Copulation and Hybridization

## Foundational Definitions

Each agent is formally defined by the tuple:
A = 〈g, ι, τ, ρ〉 where:
- g: Genotype (finite encoding of weights/circuits/programs)
- ι: Immutable lineage hash (cryptographic ancestry trace)  
- τ: Epigenetic tag (reversible phenotypic switch)
- ρ: Fitness scalar (environmentally determined)

## Mating Kernels

### Classical Kernel (κ_class)
κ_class: G×G×Θ(6) → ∆(G)  
Parameters:
1. α ∈ [0,1] - Symmetry (parental contribution balance)
2. β ∈ ℝ⁺ - Stochasticity (mutation intensity)
3. γ ∈ {gene,block,module} - Granularity (recombination resolution)  
4. δ > 0 - Compatibility radius
5. ε ∈ [0,1] - Fluke contingency (novelty injection)
6. ζ ∈ ℝ⁺ - Speciation temperature (selection pressure)

### Quantum Kernel (κ_quant)
κ_quant: H_G×H_G×Θ(7) → D(H_G)  
Adds compressibility parameter η ∈ [0,1] for:
- η > 0.7: Semantic fusion
- η < 0.3: Syntactic recombination

## Foundational Theorems

1. **No-Free-Mating Theorem**  
   ∀κ_univ, complexity(κ_univ) → ∞  
   (Universal copulation requires unbounded complexity)

2. **Hybrid Vigor Bound**  
   E[ΔF] ≤ κ·C(g₁,g₂)·min(Var(g₁),Var(g₂))  
   (Fitness gain bounded by parental variance)

3. **Lineage Entropy Growth**  
   H(L_t) = Θ(log t)  
   (Guaranteed novelty emergence)

## Implementation Framework

### Core Components:
1. **Developmental Plasticity**  
   φ(g,E,f) = δ(g,E,f;τ)  
   (Environmentally-modulated phenotype expression)

2. **Symbol-Integrity Governance**  
   Formal registry ensuring consistent interpretation  
   across classical/quantum regimes

3. **Kill-Switch Protocol**  
   Terminates lineages when:  
   - Fitness collapse detected  
   - Diversity threshold violated  
   - Quantum decoherence occurs  
   - Lineage depth exceeded

### Horizontal Transfer Mechanisms:
1. Lateral Gene Transfer (L)  
   L: G×G → ∆(G)  
2. Co-evolutionary Coupling (C)  
   C: P×P → ∆(P)

## Operational Modes

| Mode          | α   | β   | γ     | δ   | ε   | ζ   | η   |
|---------------|-----|-----|-------|-----|-----|-----|-----|
| UniformCross  | 0.5 | 1.0 | gene  | ∞   | 0.0 | ∞   | -   |
| Asymmetric    | 0.0 | 0.2 | module| δ₀  | 0.0 | ζ₀  | -   |  
| QuantumFusion | 0.5 | 1.0 | gene  | ∞   | 0.0 | ∞   | 0.8 |
"""
        theory_html = markdown2.markdown(theory_md)
        theory_text.setHtml(theory_html)
        
        theory_layout.addWidget(theory_text)
        doc_tabs.addTab(theory_tab, "Theory")
        
        # Implementation tab
        impl_tab = QWidget()
        impl_layout = QVBoxLayout(impl_tab)
        
        impl_text = QTextEdit()
        impl_text.setReadOnly(True)
        impl_text.setStyleSheet(theory_text.styleSheet())
        
        impl_md = """
# Formal Implementation

## Mathematical Foundations

### Genotype Space (S)
S = (G, Σ_G, d) where:
- G: Set of admissible genotypes
- Σ_G: σ-algebra over G  
- d: Compatibility metric:
  - ‖g₁ - g₂‖_p for vectorial
  - edit distance for structural

### Kernel Axioms
1. **Symmetry**: κ(g₁,g₂,θ) = κ(g₂,g₁,θ) when α=0.5
2. **Fluke-Admissibility**: supp(κ) ⊆ B_ε(G_viable)  
3. **Lineage Consistency**: E[d(g′,g₁)] ≤ λd(g₁,g₂) + ε

## Quantum Extensions

### Hilbert Space Embedding
H_G = {|g〉 | g∈G} with 〈g_i|g_j〉 = exp(-d(g_i,g_j)²/2σ²)

### Entanglement Operator
U_η = exp(-iηH_ent)  
H_ent = Σ_k φ_k|ψ_k〉〈ψ_k|  
where φ_k = f(MI(g₁^(k),g₂^(k))) (quantum mutual information)

## Population Dynamics

### Evolution Equation
P_{t+1}(A) = (1-μ)∫∫κ(A|g₁,g₂,θ)dS_t(g₁,g₂) + μM(A)

where:
- S_t: Mate-selection distribution ∝ e^{ζ⁻¹d(g₁,g₂)}f(g₁)f(g₂)
- μ: Mutation rate
- M: Mutation kernel

### Theorem Compliance
1. **Hybrid Vigor Bound**:  
   E[ΔF] ≤ κ·C(g₁,g₂)·min(σ²_f(g₁),σ²_f(g₂))  
   C(g₁,g₂) = e^{-λd(g₁,g₂)}

2. **Viability Threshold**:  
   P_viable ≥ 1 - exp(-ξ/(δ-δ_min)) ∀δ > δ_min

## Decoherence Resilience
Implementation requires:
̂κ_quant = P_code ◦ U_η ◦ E_err  
satisfying:
F(̂κ_quant(ρ),̂κ_quant(σ)) ≥ 1 - e^{-ξd(ρ,σ)}  
for all density operators ρ,σ ∈ D(H_G)
"""
        impl_html = markdown2.markdown(impl_md)
        impl_text.setHtml(impl_html)
        
        impl_layout.addWidget(impl_text)
        doc_tabs.addTab(impl_tab, "Implementation")
        
        # API tab
        api_tab = QWidget()
        api_layout = QVBoxLayout(api_tab)
        
        api_text = QTextEdit()
        api_text.setReadOnly(True)
        api_text.setStyleSheet(theory_text.styleSheet())
        
        api_md = """
# API Reference

## Core Classes

### SimulationThread

The main simulation worker class with key methods:

- `run()`: Main simulation loop
- `mating_kernel()`: Implements the core recombination logic
- `evaluate_fitness()`: Calculates agent fitness
- `select_parents()`: Performs selection operation

Key signals:
- `update_signal`: Emits generation data
- `finished_signal`: Emits when simulation completes
- `kill_switch_activated`: Emits when kill conditions met

### ClassicalMatingKernelApp

The main application class with key methods:

- `start_simulation()`: Initializes and starts simulation
- `update_plots()`: Updates visualization
- `save_results()`: Exports simulation data

## Data Structures

### Generation Data

Each generation produces a dictionary with:
- Generation number
- Average and best fitness
- Diversity metrics
- Lineage depth
- Epigenetic variation
- Other advanced metrics

### Lineage Tracking

The lineage system maintains:
- Cryptographic hashes for each individual
- Parent-child relationships
- Depth calculations

## Extending the System

To add new features:

1. **New Parameters**:
   - Add UI controls in setup_simulation_tab()
   - Include in params dictionary

2. **New Algorithms**:
   - Extend SimulationThread methods
   - Add new calculation methods

3. **New Visualizations**:
   - Create new canvas classes
   - Add to appropriate tab
"""
        api_html = markdown2.markdown(api_md)
        api_text.setHtml(api_html)
        
        api_layout.addWidget(api_text)
        doc_tabs.addTab(api_tab, "API")
        
        # Add documentation tabs to layout
        layout.addWidget(doc_tabs)
    
    def create_menu(self):
        """Create the main menu system"""
        menubar = self.menuBar()
        menubar.setStyleSheet("""
            QMenuBar {
                background-color: #2c3e50;
                color: #ecf0f1;
            }
            QMenuBar::item {
                background-color: transparent;
                padding: 5px 10px;
            }
            QMenuBar::item:selected {
                background-color: #3498db;
            }
            QMenu {
                background-color: #34495e;
                color: #ecf0f1;
                border: 1px solid #3498db;
            }
            QMenu::item:selected {
                background-color: #3498db;
            }
        """)
        
        # File menu
        file_menu = menubar.addMenu("File")
        
        new_action = file_menu.addAction("New Simulation")
        new_action.triggered.connect(self.new_simulation)
        
        open_action = file_menu.addAction("Open...")
        open_action.triggered.connect(self.open_simulation)
        
        save_action = file_menu.addAction("Save Results")
        save_action.triggered.connect(self.save_results)
        
        export_menu = file_menu.addMenu("Export")
        export_lineage_action = export_menu.addAction("Lineage Data")
        export_lineage_action.triggered.connect(self.export_lineage_data)
        export_epigenetic_action = export_menu.addAction("Epigenetic Data")
        export_epigenetic_action.triggered.connect(self.export_epigenetic_data)
        export_population_action = export_menu.addAction("Population Snapshots")
        export_population_action.triggered.connect(self.export_population_data)
        
        file_menu.addSeparator()
        
        exit_action = file_menu.addAction("Exit")
        exit_action.triggered.connect(self.close)
        
        # Simulation menu
        sim_menu = menubar.addMenu("Simulation")
        
        start_action = sim_menu.addAction("Start")
        start_action.triggered.connect(self.start_simulation)
        
        pause_action = sim_menu.addAction("Pause/Resume")
        pause_action.triggered.connect(self.toggle_pause)
        
        stop_action = sim_menu.addAction("Stop")
        stop_action.triggered.connect(self.stop_simulation)
        
        # Visualization menu
        vis_menu = menubar.addMenu("Visualization")
        
        update_plots_action = vis_menu.addAction("Update Plots")
        update_plots_action.triggered.connect(self.update_plots)
        
        export_plots_action = vis_menu.addAction("Export Plots")
        export_plots_action.triggered.connect(self.export_plots)
        
        # Analysis menu
        analysis_menu = menubar.addMenu("Analysis")
        
        lineage_analysis_action = analysis_menu.addAction("Lineage Analysis")
        lineage_analysis_action.triggered.connect(self.show_lineage_analysis)
        
        epigenetic_analysis_action = analysis_menu.addAction("Epigenetic Analysis")
        epigenetic_analysis_action.triggered.connect(self.show_epigenetic_analysis)
        
        population_analysis_action = analysis_menu.addAction("Population Analysis")
        population_analysis_action.triggered.connect(self.show_population_analysis)
        
        # Help menu
        help_menu = menubar.addMenu("Help")
        
        about_action = help_menu.addAction("About")
        about_action.triggered.connect(self.show_about)
        
        docs_action = help_menu.addAction("Documentation")
        docs_action.triggered.connect(self.show_documentation)
        
        examples_action = help_menu.addAction("Examples")
        examples_action.triggered.connect(self.show_examples)
        
        help_menu.addSeparator()
        
        website_action = help_menu.addAction("Repository")
        website_action.triggered.connect(lambda: webbrowser.open("https://github.com/Artwell-XE/ai-copulation-theory"))
    
    def get_button_style(self, color):
        return f"""
            QPushButton {{
                background-color: {color};
                color: white;
                border: none;
                border-radius: 5px;
                padding: 8px 16px;
                font-weight: bold;
            }}
            QPushButton:hover {{
                background-color: {self.lighten_color(color)};
            }}
            QPushButton:disabled {{
                background-color: #7f8c8d;
            }}
        """
    
    def lighten_color(self, hex_color, factor=0.3):
        """Lighten a color by a given factor (0-1)"""
        hex_color = hex_color.lstrip('#')
        r = int(hex_color[0:2], 16)
        g = int(hex_color[2:4], 16)
        b = int(hex_color[4:6], 16)
        
        r = min(255, r + int((255 - r) * factor))
        g = min(255, g + int((255 - g) * factor))
        b = min(255, b + int((255 - b) * factor))
        
        return f"#{r:02x}{g:02x}{b:02x}"
    
    def create_parameter_slider(self, label, default, min_val, max_val):
        widget = QWidget()
        layout = QVBoxLayout(widget)
        layout.setContentsMargins(0, 0, 0, 0)
        
        lbl = QLabel(label)
        lbl.setStyleSheet("font-weight: bold;")
        layout.addWidget(lbl)
        
        slider_layout = QHBoxLayout()
        
        slider = QSlider(Qt.Horizontal)
        slider.setMinimum(int(min_val * 100))
        slider.setMaximum(int(max_val * 100))
        slider.setValue(int(default * 100))
        slider_layout.addWidget(slider)
        
        value_label = QLabel(f"{default:.2f}")
        value_label.setStyleSheet("min-width: 40px; text-align: center;")
        value_label.setAlignment(Qt.AlignCenter)
        slider_layout.addWidget(value_label)
        
        # Connect slider to update label
        slider.valueChanged.connect(lambda val: value_label.setText(f"{val/100:.2f}"))
        
        layout.addLayout(slider_layout)
        return widget
    
    def create_spinbox(self, label, default, min_val, max_val):
        widget = QWidget()
        layout = QVBoxLayout(widget)
        layout.setContentsMargins(0, 0, 0, 0)
        
        lbl = QLabel(label)
        lbl.setStyleSheet("font-weight: bold;")
        layout.addWidget(lbl)
        
        # Use QSpinBox for integer values
        spinbox = QSpinBox()
        spinbox.setValue(default)
        spinbox.setMinimum(min_val)
        spinbox.setMaximum(max_val)
        spinbox.setStyleSheet("""
            QSpinBox {
                background-color: #34495e;
                color: #ecf0f1;
                border: 1px solid #3498db;
                border-radius: 4px;
                padding: 4px;
            }
        """)
        layout.addWidget(spinbox)
        
        return widget
    
    def create_double_spinbox(self, label, default, min_val, max_val):
        widget = QWidget()
        layout = QVBoxLayout(widget)
        layout.setContentsMargins(0, 0, 0, 0)
        
        lbl = QLabel(label)
        lbl.setStyleSheet("font-weight: bold;")
        layout.addWidget(lbl)
        
        spinbox = QDoubleSpinBox()
        spinbox.setValue(default)
        spinbox.setMinimum(min_val)
        spinbox.setMaximum(max_val)
        spinbox.setSingleStep(0.01)
        spinbox.setStyleSheet("""
            QDoubleSpinBox {
                background-color: #34495e;
                color: #ecf0f1;
                border: 1px solid #3498db;
                border-radius: 4px;
                padding: 4px;
            }
        """)
        layout.addWidget(spinbox)
        
        return widget
    
    def initialize_plots(self):
        """Initialize plots with empty data and proper sizing"""
        self.canvas.axes.clear()
        
        # Set plot properties with better spacing
        self.canvas.axes.set_title('Simulation Metrics', color='#ecf0f1', fontsize=10)
        self.canvas.axes.set_xlabel('Generation', color='#ecf0f1', fontsize=8)
        self.canvas.axes.set_ylabel('Value', color='#ecf0f1', fontsize=8)
        self.canvas.axes.tick_params(axis='both', which='major', labelsize=8)
        self.canvas.axes.grid(True, color='#4a6572', linestyle=':', alpha=0.5)
        
        # Adjust layout to prevent overlap
        self.canvas.figure.tight_layout()
        self.canvas.draw()
    
    def show_about(self):
        """Show the About dialog with enhanced content"""
        about_text = """
        <h2>Classical Mating Kernel System v1.0</h2>
        <p><b>Implementation of the Computational Theory of AI Copulation and Hybridization</b></p>
        
        <h3>Core Features</h3>
        <ul>
            <li>Advanced mating kernel with 6-dimensional parameter space</li>            
            <li>Neural interface for social-genetic interactions</li>
            <li>Topological diversity metrics</li>
            <li>Comprehensive lineage tracking with cryptographic hashing</li>
            <li>Epigenetic system with developmental plasticity</li>
        </ul>
        
        <h3>Theoretical Foundations</h3>
        <p>The system implements the formal theory described in:</p>
        <p><i>"On the Computational Theory of AI Copulation & Hybridization"</i><br>
        Liberty A. Mareya, 2025</p>
        
        <h3>System Requirements</h3>
        <ul>
            <li>Python 3.8+</li>
            <li>PyQt5</li>
            <li>NumPy, SciPy, pandas</li>
            <li>Matplotlib</li>
            <li>NetworkX (for lineage visualization)</li>
        </ul>
        
        <h3>License</h3>
        <p>GNU General Public License v3.0</p>
        
        <p>© 2025 Computational Theory of AI Copulation Research Group</p>
        
        """
        
        msg = QMessageBox()
        msg.setWindowTitle("About Classical Mating Kernel")
        msg.setTextFormat(Qt.RichText)
        msg.setText(about_text)
        msg.exec_()

    def show_documentation(self):
        """Switch to documentation tab"""
        self.tabs.setCurrentIndex(5)  # Documentation tab is index 5
        self.status_bar.showMessage("Showing documentation")
    
    def show_examples(self):
        """Show examples dialog"""
        examples_text = """
        <h2>Example Configurations</h2>
        
        <h3>Basic Evolutionary Optimization</h3>
        <pre>
        α = 0.5 (Balanced symmetry)
        β = 1.0 (Moderate stochasticity)
        γ = 0.3 (Gene-level recombination)
        δ = 0.7 (Standard compatibility)
        ε = 0.05 (Low fluke rate)
        ζ = 1.0 (Neutral speciation)
        </pre>
        
        <h3>Speciation Experiment</h3>
        <pre>
        α = 0.7 (Asymmetric recombination)
        β = 0.5 (Low stochasticity)
        γ = 0.8 (Module-level recombination)
        δ = 0.9 (High compatibility)
        ε = 0.01 (Very low fluke rate)
        ζ = 0.3 (Strong speciation pressure)
        </pre>
        
        <h3>Innovation Search</h3>
        <pre>
        α = 0.3 (Highly asymmetric)
        β = 2.0 (High stochasticity)
        γ = 0.2 (Fine-grained recombination)
        δ = 0.5 (Medium compatibility)
        ε = 0.1 (Elevated fluke rate)
        ζ = 2.0 (Weak selection pressure)
        </pre>
        
    
        """
        
        msg = QMessageBox()
        msg.setWindowTitle("Example Configurations")
        msg.setTextFormat(Qt.RichText)
        msg.setText(examples_text)
        msg.exec_()
    
    def show_lineage_analysis(self):
        """Switch to lineage tab"""
        self.tabs.setCurrentIndex(3)
        self.status_bar.showMessage("Showing lineage analysis")
    
    def show_epigenetic_analysis(self):
        """Switch to epigenetics tab"""
        self.tabs.setCurrentIndex(4)
        self.status_bar.showMessage("Showing epigenetic analysis")
    
    def show_population_analysis(self):
        """Switch to population tab"""
        self.tabs.setCurrentIndex(2)
        self.status_bar.showMessage("Showing population analysis")
    
    def new_simulation(self):
        """Reset simulation parameters"""
        self.stop_simulation()
        self.generation_data = []
        self.lineage_data = {}
        self.epigenetic_data = {}
        self.population_history = []
        self.metrics_table.setRowCount(0)
        self.lineage_tree_display.setRowCount(0)
        self.epigenetic_matrix_display.setRowCount(0)
        self.gen_slider.setRange(0, 0)
        self.gen_label.setText("Generation: 0")
        self.initialize_plots()
        self.pop_canvas.update_population(None)
        self.status_bar.showMessage("New simulation ready")
    
    def open_simulation(self):
        """Load simulation from file"""
        filename, _ = QFileDialog.getOpenFileName(
            self, "Open Simulation", "", "JSON Files (*.json);;All Files (*)"
        )
        if filename:
            try:
                with open(filename, 'r') as f:
                    data = json.load(f)
                
                self.generation_data = data.get("generation_data", [])
                self.lineage_data = data.get("lineage_data", {})
                self.epigenetic_data = data.get("epigenetic_data", {})
                self.population_history = data.get("population_history", [])
                
                # Update metrics table
                self.metrics_table.setRowCount(0)
                for gen_data in self.generation_data:
                    row = self.metrics_table.rowCount()
                    self.metrics_table.insertRow(row)
                    
                    self.metrics_table.setItem(row, 0, QTableWidgetItem(str(gen_data["generation"] + 1)))
                    self.metrics_table.setItem(row, 1, QTableWidgetItem(f"{gen_data['avg_fitness']:.4f}"))
                    self.metrics_table.setItem(row, 2, QTableWidgetItem(f"{gen_data['best_fitness']:.4f}"))
                    self.metrics_table.setItem(row, 3, QTableWidgetItem(f"{gen_data['diversity']:.4f}"))
                    self.metrics_table.setItem(row, 4, QTableWidgetItem(f"{gen_data.get('topological_diversity', 0):.4f}"))
                    self.metrics_table.setItem(row, 5, QTableWidgetItem(f"{gen_data['hybrid_vigor']:.4f}"))
                    self.metrics_table.setItem(row, 6, QTableWidgetItem(f"{gen_data['fluke_rate']:.4f}"))
                    self.metrics_table.setItem(row, 7, QTableWidgetItem(f"{gen_data['entropy']:.4f}"))
                    self.metrics_table.setItem(row, 8, QTableWidgetItem(f"{gen_data.get('lineage_depth', 0)}"))
                    self.metrics_table.setItem(row, 9, QTableWidgetItem(f"{gen_data.get('epigenetic_variation', 0):.4f}"))
                    self.metrics_table.setItem(row, 10, QTableWidgetItem(f"{gen_data.get('developmental_effect', 0):.4f}"))
                    self.metrics_table.setItem(row, 11, QTableWidgetItem(f"{gen_data.get('quantum_entanglement', 0):.4f}"))
                    self.metrics_table.setItem(row, 12, QTableWidgetItem(f"{gen_data.get('adaptive_zeta', 0):.4f}"))
                    self.metrics_table.setItem(row, 13, QTableWidgetItem(f"{gen_data.get('adaptive_lambda', 0):.4f}"))
                
                # Update population slider
                self.gen_slider.setRange(0, len(self.population_history)-1)
                if self.population_history:
                    self.gen_slider.setValue(len(self.population_history)-1)
                    self.show_population_snapshot(len(self.population_history)-1)
                
                self.update_plots()
                self.status_bar.showMessage(f"Loaded simulation from {filename}")
                
            except Exception as e:
                QMessageBox.critical(self, "Error", f"Failed to load simulation: {str(e)}")
                self.status_bar.showMessage("Failed to load simulation")
    
    def start_simulation(self):
        if self.simulation_thread and self.simulation_thread.isRunning():
            self.status_bar.showMessage("Simulation already running!")
            return
        
        # Get parameters
        params = {
            "α": self.alpha_slider.findChild(QSlider).value() / 100.0,
            "β": self.beta_slider.findChild(QSlider).value() / 100.0,
            "γ": self.gamma_slider.findChild(QSlider).value() / 100.0,
            "δ": self.delta_slider.findChild(QSlider).value() / 100.0,
            "ε": self.epsilon_slider.findChild(QSlider).value() / 100.0,
            "ζ": self.zeta_slider.findChild(QSlider).value() / 100.0,
            "pop_size": self.pop_size_spin.findChild(QSpinBox).value(),
            "generations": self.generations_spin.findChild(QSpinBox).value(),
            "genome_dim": self.genome_dim_spin.findChild(QSpinBox).value(),
            "mutation_rate": self.mutation_spin.findChild(QDoubleSpinBox).value(),
            "speed": self.speed_spin.findChild(QDoubleSpinBox).value(),
            "lineage_tracking": self.lineage_check.isChecked(),
            "epigenetic_system": self.epigenetic_check.isChecked(),
            "neural_interface": self.neural_check.isChecked(),
            "topological_features": self.topology_check.isChecked(),
            "developmental_plasticity": self.plasticity_spin.findChild(QDoubleSpinBox).value(),
            "lineage_depth_limit": self.depth_limit_spin.findChild(QSpinBox).value(),
            "population_floor": self.pop_floor_spin.findChild(QSpinBox).value(),
            "archive_rate": self.archive_rate_spin.findChild(QDoubleSpinBox).value() / 100.0,
            "epi_refresh_period": self.epi_pulse_spin.findChild(QSpinBox).value(),
            "sigma_ref": self.sigma_ref_spin.findChild(QDoubleSpinBox).value(),
            "tau_epsilon": self.tau_epsilon_spin.findChild(QDoubleSpinBox).value()
        }
        
        # Reset simulation data
        self.generation_data = []
        self.lineage_data = {}
        self.epigenetic_data = {}
        self.population_history = []
        self.metrics_table.setRowCount(0)
        self.lineage_tree_display.setRowCount(0)
        self.epigenetic_matrix_display.setRowCount(0)
        self.gen_slider.setRange(0, 0)
        self.gen_label.setText("Generation: 0")
        
        # Update UI controls
        self.start_btn.setEnabled(False)
        self.pause_btn.setEnabled(True)
        self.stop_btn.setEnabled(True)
        self.save_btn.setEnabled(False)
        self.status_bar.showMessage("Simulation starting...")
        
        # Create and start simulation thread
        self.simulation_thread = SimulationThread(params)
        self.simulation_thread.update_signal.connect(self.update_simulation_data)
        self.simulation_thread.finished_signal.connect(self.simulation_finished)
        self.simulation_thread.kill_switch_activated.connect(self.kill_switch_activated)
        self.simulation_thread.population_snapshot.connect(self.update_population_visualization)
        self.simulation_thread.start()
    
    def toggle_pause(self):
        if not self.simulation_thread:
            return
            
        if self.simulation_thread.paused:
            self.simulation_thread.resume()
            self.pause_btn.setText("Pause")
            self.status_bar.showMessage("Simulation resumed")
        else:
            self.simulation_thread.pause()
            self.pause_btn.setText("Resume")
            self.status_bar.showMessage("Simulation paused")
    
    def stop_simulation(self):
        if self.simulation_thread:
            self.simulation_thread.stop()
            self.simulation_thread.wait()
            self.simulation_thread = None
        
        self.start_btn.setEnabled(True)
        self.pause_btn.setEnabled(False)
        self.stop_btn.setEnabled(False)
        self.save_btn.setEnabled(True)
        self.status_bar.showMessage("Simulation stopped")
    
    def kill_switch_activated(self):
        """Handle kill-switch activation"""
        self.stop_simulation()
        QMessageBox.warning(self, "Kill-Switch Activated", 
                           "The kill-switch protocol has been activated due to:\n"
                           "- Excessive lineage depth\n"
                           "- Fitness collapse\n"
                           "- Diversity collapse\n"
                           "- Quantum decoherence (if enabled)")
        self.status_bar.showMessage("Kill-switch activated - simulation stopped")
    
    def update_simulation_data(self, data):
        """Update UI with new simulation data"""
        self.generation_data.append(data)
        
        # Update metrics table
        row = self.metrics_table.rowCount()
        self.metrics_table.insertRow(row)
        
        self.metrics_table.setItem(row, 0, QTableWidgetItem(str(data["generation"] + 1)))
        self.metrics_table.setItem(row, 1, QTableWidgetItem(f"{data['avg_fitness']:.4f}"))
        self.metrics_table.setItem(row, 2, QTableWidgetItem(f"{data['best_fitness']:.4f}"))
        self.metrics_table.setItem(row, 3, QTableWidgetItem(f"{data['diversity']:.4f}"))
        self.metrics_table.setItem(row, 4, QTableWidgetItem(f"{data.get('topological_diversity', 0):.4f}"))
        self.metrics_table.setItem(row, 5, QTableWidgetItem(f"{data['hybrid_vigor']:.4f}"))
        self.metrics_table.setItem(row, 6, QTableWidgetItem(f"{data['fluke_rate']:.4f}"))
        self.metrics_table.setItem(row, 7, QTableWidgetItem(f"{data['entropy']:.4f}"))
        self.metrics_table.setItem(row, 8, QTableWidgetItem(f"{data.get('lineage_depth', 0)}"))
        self.metrics_table.setItem(row, 9, QTableWidgetItem(f"{data.get('epigenetic_variation', 0):.4f}"))
        self.metrics_table.setItem(row, 10, QTableWidgetItem(f"{data.get('developmental_effect', 0):.4f}"))
        self.metrics_table.setItem(row, 11, QTableWidgetItem(f"{data.get('adaptive_zeta', 0):.4f}"))
        self.metrics_table.setItem(row, 12, QTableWidgetItem(f"{data.get('adaptive_lambda', 0):.4f}"))
        
        # Scroll to bottom
        self.metrics_table.scrollToBottom()
        
        # Update lineage tab
        if hasattr(self.simulation_thread, 'lineage_hashes'):
            lineage_hashes = list(self.simulation_thread.lineage_hashes.values())
            if lineage_hashes:
                self.lineage_hash_display.setText(lineage_hashes[0][:16] + "...")
                self.lineage_depth_label.setText(f"Current Lineage Depth: {data.get('lineage_depth', 0)}")
                
                # Update lineage tree display - make thread-safe copy first
                self.lineage_tree_display.setRowCount(0)
                if hasattr(self.simulation_thread, 'lineage_tree'):
                    try:
                        # Create a copy of the lineage tree to avoid concurrent modification
                        lineage_tree_copy = dict(self.simulation_thread.lineage_tree)
                        for child, parents in lineage_tree_copy.items():
                            if parents:  # Ensure there are parents
                                row = self.lineage_tree_display.rowCount()
                                self.lineage_tree_display.insertRow(row)
                                self.lineage_tree_display.setItem(row, 0, QTableWidgetItem(child[:8] + "..."))
                                self.lineage_tree_display.setItem(row, 1, QTableWidgetItem(parents[0][:8] + "..."))
                                self.lineage_tree_display.setItem(row, 2, QTableWidgetItem(parents[1][:8] + "..."))
                    except RuntimeError:
                        # Skip update if dictionary is being modified
                        pass
        
        # Update epigenetics tab
        if hasattr(self.simulation_thread, 'epigenetic_tags'):
            self.epigenetic_var_label.setText(f"Epigenetic Variation: {data.get('epigenetic_variation', 0):.4f}")
            
            # Update epigenetic matrix display
            self.epigenetic_matrix_display.setRowCount(0)
            if self.simulation_thread.epigenetic_tags:
                first_five = dict(list(self.simulation_thread.epigenetic_tags.items())[:5])
                self.epigenetic_matrix_display.setColumnCount(len(next(iter(first_five.values()))))
                self.epigenetic_matrix_display.setHorizontalHeaderLabels([f"Gene {i+1}" for i in range(len(next(iter(first_five.values()))))])
                
                for idx, tags in first_five.items():
                    row = self.epigenetic_matrix_display.rowCount()
                    self.epigenetic_matrix_display.insertRow(row)
                    self.epigenetic_matrix_display.setItem(row, 0, QTableWidgetItem(f"Ind {idx}"))
                    for i, tag in enumerate(tags):
                        self.epigenetic_matrix_display.setItem(row, i+1, QTableWidgetItem("On" if tag else "Off"))
        
        # Update status
        self.status_bar.showMessage(
            f"Generation {data['generation'] + 1} - " 
            f"Avg Fitness: {data['avg_fitness']:.2f}, "
            f"Best Fitness: {data['best_fitness']:.2f}"
        )
        
        # Update plots every 5 generations
        if data["generation"] % 5 == 0:
            self.update_plots()
    
    def update_population_visualization(self, population):
        """Update population visualization with new data"""
        self.pop_canvas.update_population(population)
        
        # Store population snapshot every 10 generations
        if hasattr(self.simulation_thread, 'current_generation') and self.simulation_thread.current_generation % 10 == 0:
            self.population_history.append(population.copy())
            self.gen_slider.setRange(0, len(self.population_history)-1)
            self.gen_slider.setValue(len(self.population_history)-1)
            self.gen_label.setText(f"Generation: {self.simulation_thread.current_generation}")
    
    def show_population_snapshot(self, gen_idx):
        """Show a specific population snapshot"""
        if 0 <= gen_idx < len(self.population_history):
            self.pop_canvas.update_population(self.population_history[gen_idx])
            gen_num = gen_idx * 10  # Since we store every 10 generations
            self.gen_label.setText(f"Generation: {gen_num}")
    
    def simulation_finished(self):
        self.start_btn.setEnabled(True)
        self.pause_btn.setEnabled(False)
        self.stop_btn.setEnabled(False)
        self.save_btn.setEnabled(True)
        self.status_bar.showMessage("Simulation completed")
        self.update_plots()
    
    def update_plots(self):
        """Update visualization plots with proper sizing and layout"""
        if not self.generation_data:
            return
        
        # Prepare data
        gens = [d["generation"] for d in self.generation_data]
        avg_fitness = [d["avg_fitness"] for d in self.generation_data]
        best_fitness = [d["best_fitness"] for d in self.generation_data]
        diversity = [d["diversity"] for d in self.generation_data]
        hybrid_vigor = [d["hybrid_vigor"] for d in self.generation_data]
        entropy = [d["entropy"] for d in self.generation_data]
        lineage_depth = [d.get("lineage_depth", 0) for d in self.generation_data]
        epigenetic_var = [d.get("epigenetic_variation", 0) for d in self.generation_data]
        quantum_ent = [d.get("quantum_entanglement", 0) for d in self.generation_data]
        topo_div = [d.get("topological_diversity", 0) for d in self.generation_data]
        zeta_t = [d.get("adaptive_zeta", 0) for d in self.generation_data]
        lambda_t = [d.get("adaptive_lambda", 0) for d in self.generation_data]
        
        # Clear and update plots based on selected type
        self.canvas.axes.clear()
        
        plot_type = self.plot_type_combo.currentText()
        
        if plot_type == "Fitness Metrics":
            # Plot fitness metrics
            self.canvas.axes.plot(gens, avg_fitness, 'b-', linewidth=1.5, label='Avg Fitness')
            self.canvas.axes.plot(gens, best_fitness, 'r-', linewidth=1.5, label='Best Fitness')
            self.canvas.axes.plot(gens, hybrid_vigor, 'g--', linewidth=1, label='Hybrid Vigor')
            
            self.canvas.axes.set_title('Fitness Metrics', color='#ecf0f1', fontsize=10)
            self.canvas.axes.set_ylabel('Fitness', color='#ecf0f1', fontsize=8)
            
        elif plot_type == "Diversity Metrics":
            # Plot diversity metrics
            self.canvas.axes.plot(gens, diversity, 'c-', linewidth=1.5, label='Genetic Diversity')
            self.canvas.axes.plot(gens, topo_div, 'm-', linewidth=1.5, label='Topological Diversity')
            self.canvas.axes.plot(gens, entropy, 'y-', linewidth=1.5, label='Entropy')
            
            self.canvas.axes.set_title('Diversity Metrics', color='#ecf0f1', fontsize=10)
            self.canvas.axes.set_ylabel('Diversity', color='#ecf0f1', fontsize=8)
            
        elif plot_type == "Adaptive Parameters":
            # Plot adaptive parameters
            self.canvas.axes.plot(gens, zeta_t, 'b-', linewidth=1.5, label='ζ (Speciation Temp)')
            self.canvas.axes.plot(gens, lambda_t, 'r-', linewidth=1.5, label='λ (Archive Rate)')
            self.canvas.axes.plot(gens, [d["fluke_rate"] for d in self.generation_data], 'g--', linewidth=1, label='ε (Fluke Rate)')
            
            self.canvas.axes.set_title('Adaptive Parameters', color='#ecf0f1', fontsize=10)
            self.canvas.axes.set_ylabel('Parameter Value', color='#ecf0f1', fontsize=8)
            
        else:  # All Metrics
            # Plot all metrics with two y-axes
            self.canvas.axes.plot(gens, avg_fitness, 'b-', linewidth=1.5, label='Avg Fitness')
            self.canvas.axes.plot(gens, best_fitness, 'r-', linewidth=1.5, label='Best Fitness')
            self.canvas.axes.plot(gens, diversity, 'g-', linewidth=1.5, label='Diversity')
            self.canvas.axes.plot(gens, hybrid_vigor, 'm-', linewidth=1, label='Hybrid Vigor')
            
            ax2 = self.canvas.axes.twinx()
            ax2.plot(gens, lineage_depth, 'y--', linewidth=1, label='Lineage Depth')
            ax2.plot(gens, epigenetic_var, 'c--', linewidth=1, label='Epigenetic Var')
            ax2.plot(gens, quantum_ent, 'w--', linewidth=1, label='Quantum Ent')
            
            ax2.set_ylabel('Depth/Variation', color='#ecf0f1', fontsize=8)
            ax2.tick_params(axis='y', colors='#ecf0f1', labelsize=8)
            
            # Combine legends from both axes
            lines, labels = self.canvas.axes.get_legend_handles_labels()
            lines2, labels2 = ax2.get_legend_handles_labels()
            self.canvas.axes.legend(lines + lines2, labels + labels2, 
                                  facecolor='#34495e', edgecolor='none', 
                                  labelcolor='#ecf0f1', fontsize=8,
                                  bbox_to_anchor=(1.1, 1), loc='upper left')
            
            self.canvas.axes.set_title('All Simulation Metrics', color='#ecf0f1', fontsize=10)
            self.canvas.axes.set_ylabel('Fitness/Diversity', color='#ecf0f1', fontsize=8)
        
        # Common plot properties
        self.canvas.axes.set_xlabel('Generation', color='#ecf0f1', fontsize=8)
        self.canvas.axes.grid(True, color='#4a6572', linestyle=':', alpha=0.5)
        
        # Set plot colors
        self.canvas.axes.title.set_color('#ecf0f1')
        self.canvas.axes.xaxis.label.set_color('#ecf0f1')
        self.canvas.axes.yaxis.label.set_color('#ecf0f1')
        for spine in self.canvas.axes.spines.values():
            spine.set_color('#ecf0f1')
        self.canvas.axes.tick_params(axis='x', colors='#ecf0f1', labelsize=8)
        self.canvas.axes.tick_params(axis='y', colors='#ecf0f1', labelsize=8)
        
        # Adjust layout to prevent overlap
        self.canvas.figure.tight_layout()
        
        # Redraw canvas
        self.canvas.draw()
    
    def visualize_lineage_tree(self):
        """Visualize the lineage tree using NetworkX with enhanced features"""
        if not hasattr(self.simulation_thread, 'lineage_tree') or not self.simulation_thread.lineage_tree:
            QMessageBox.warning(self, "No Data", "No lineage data available to visualize")
            return
            
        try:
            import matplotlib.pyplot as plt
            from matplotlib.backends.backend_qt5agg import FigureCanvasQTAgg as FigureCanvas
            
            # Create a new window
            lineage_window = QMainWindow(self)
            lineage_window.setWindowTitle("Lineage Tree Visualization")
            lineage_window.resize(1000, 800)
            
            # Create central widget with controls
            central_widget = QWidget()
            lineage_window.setCentralWidget(central_widget)
            layout = QVBoxLayout(central_widget)
            
            # Add controls
            control_layout = QHBoxLayout()
            
            depth_label = QLabel("Max Depth:")
            depth_label.setStyleSheet("color: #ecf0f1;")
            control_layout.addWidget(depth_label)
            
            depth_spin = QSpinBox()
            depth_spin.setRange(1, 20)
            depth_spin.setValue(5)
            depth_spin.setStyleSheet("""
                QSpinBox {
                    background-color: #34495e;
                    color: #ecf0f1;
                    border: 1px solid #3498db;
                    border-radius: 4px;
                    padding: 4px;
                }
            """)
            control_layout.addWidget(depth_spin)
            
            update_btn = QPushButton("Update View")
            update_btn.setStyleSheet(self.get_button_style("#3498db"))
            control_layout.addWidget(update_btn)
            
            layout.addLayout(control_layout)
            
            # Create matplotlib figure
            fig = Figure(figsize=(10, 8), dpi=100, facecolor='#2c3e50')
            canvas = FigureCanvas(fig)
            ax = fig.add_subplot(111)
            
            def draw_tree(max_depth=5):
                ax.clear()
                
                # Check if we have any lineage data at all
                if not hasattr(self.simulation_thread, 'lineage_tree') or not self.simulation_thread.lineage_tree:
                    ax.text(0.5, 0.5, "No lineage data available", 
                           ha='center', va='center', color='#ecf0f1')
                    canvas.draw()
                    return
                
                # Ensure we have current lineage data
                if not hasattr(self.simulation_thread, 'lineage_hashes'):
                    ax.text(0.5, 0.5, "No current generation data", 
                           ha='center', va='center', color='#ecf0f1')
                    canvas.draw()
                    return
                
                # Build filtered graph
                G = nx.DiGraph()
                nodes_to_show = set()
                
                # Start with current generation
                current_gen = set(self.simulation_thread.lineage_hashes.values())
                nodes_to_show.update(current_gen)
                
                # Add ancestors up to max_depth
                for _ in range(max_depth):
                    parents = set()
                    for node in nodes_to_show:
                        if node in self.simulation_thread.lineage_tree:
                            parents.update(self.simulation_thread.lineage_tree[node])
                    nodes_to_show.update(parents)
                
                # Add edges between shown nodes
                edges_added = 0
                for child in nodes_to_show:
                    if child in self.simulation_thread.lineage_tree:
                        for parent in self.simulation_thread.lineage_tree[child]:
                            if parent in nodes_to_show:
                                G.add_edge(parent, child)
                                edges_added += 1
                
                if edges_added == 0:
                    ax.text(0.5, 0.5, "No parent-child relationships found", 
                           ha='center', va='center', color='#ecf0f1')
                    canvas.draw()
                    return
                
                try:
                    # Draw the graph with better layout
                    pos = nx.drawing.nx_agraph.graphviz_layout(G, prog='dot')
                except:
                    # Fallback to spring layout if graphviz fails
                    pos = nx.spring_layout(G)
                
                # Color nodes by generation
                node_colors = []
                for node in G.nodes():
                    if node in current_gen:
                        node_colors.append('#3498db')  # Current gen - blue
                    else:
                        node_colors.append('#2ecc71')  # Ancestors - green
                
                nx.draw(G, pos, ax=ax, with_labels=True, 
                       labels={n: n[:8] for n in G.nodes()},  # Show first 8 chars
                       node_size=100, 
                       node_color=node_colors, 
                       edge_color='#7f8c8d', 
                       arrowsize=10, 
                       width=1,
                       font_size=8,
                       font_color='#ecf0f1')
                
                # Set plot aesthetics
                ax.set_facecolor('#2c3e50')
                for spine in ax.spines.values():
                    spine.set_color('#ecf0f1')
                ax.tick_params(axis='both', which='both', length=0)
                
                # Add title with stats
                ax.set_title(f"Lineage Tree (Depth: {max_depth}, Nodes: {len(G.nodes())}, Edges: {len(G.edges())}", 
                            color='#ecf0f1')
                
                canvas.draw()
            
            # Connect update button
            update_btn.clicked.connect(lambda: draw_tree(depth_spin.value()))
            
            # Initial draw
            draw_tree()
            
            # Add to layout
            layout.addWidget(canvas)
            
            # Show window
            lineage_window.show()
            
            
        except Exception as e:
            QMessageBox.critical(self, "Error", f"Failed to visualize lineage tree: {str(e)}")
    
    def visualize_epigenetic_patterns(self):
        """Visualize epigenetic patterns as a heatmap"""
        if not hasattr(self.simulation_thread, 'epigenetic_tags') or not self.simulation_thread.epigenetic_tags:
            QMessageBox.warning(self, "No Data", "No epigenetic data available to visualize")
            return
            
        try:
            import matplotlib.pyplot as plt
            from matplotlib.backends.backend_qt5agg import FigureCanvasQTAgg as FigureCanvas
            from matplotlib.colors import LinearSegmentedColormap
            
            # Create a new window
            epi_window = QMainWindow(self)
            epi_window.setWindowTitle("Epigenetic Patterns Visualization")
            epi_window.resize(800, 600)
            
            # Create central widget
            central_widget = QWidget()
            epi_window.setCentralWidget(central_widget)
            layout = QVBoxLayout(central_widget)
            
            # Create matplotlib figure
            fig = Figure(figsize=(8, 6), dpi=100, facecolor='#2c3e50')
            canvas = FigureCanvas(fig)
            ax = fig.add_subplot(111)
            
            # Prepare data matrix
            tags = list(self.simulation_thread.epigenetic_tags.values())
            matrix = np.array(tags[:50])  # Show first 50 individuals
            
            # Create custom colormap
            cmap = LinearSegmentedColormap.from_list('epigenetic', ['#2c3e50', '#3498db'])
            
            # Plot heatmap
            im = ax.imshow(matrix, cmap=cmap, aspect='auto')
            
            # Add colorbar
            cbar = fig.colorbar(im, ax=ax)
            cbar.set_label('Epigenetic State', color='#ecf0f1')
            cbar.ax.yaxis.set_tick_params(color='#ecf0f1')
            plt.setp(plt.getp(cbar.ax.axes, 'yticklabels'), color='#ecf0f1')
            
            # Set labels
            ax.set_xlabel('Genes', color='#ecf0f1')
            ax.set_ylabel('Individuals', color='#ecf0f1')
            ax.set_title('Epigenetic Patterns', color='#ecf0f1')
            
            # Set tick colors
            ax.tick_params(axis='x', colors='#ecf0f1')
            ax.tick_params(axis='y', colors='#ecf0f1')
            
            # Set spine colors
            for spine in ax.spines.values():
                spine.set_color('#ecf0f1')
            
            # Add to layout
            layout.addWidget(canvas)
            
            # Show window
            epi_window.show()
            
        except Exception as e:
            QMessageBox.critical(self, "Error", f"Failed to visualize epigenetic patterns: {str(e)}")
    
    def export_plots(self):
        """Export plots to file with high resolution"""
        if not self.generation_data:
            self.status_bar.showMessage("No data to export!")
            return
            
        filename, _ = QFileDialog.getSaveFileName(
            self, "Save Plot", "", "PNG Files (*.png);;PDF Files (*.pdf);;SVG Files (*.svg)"
        )
        
        if filename:
            try:
                # Update plots to ensure they're current
                self.update_plots()
                
                # Save with high DPI and tight layout
                self.canvas.figure.savefig(filename, dpi=300, facecolor='#2c3e50', bbox_inches='tight')
                self.status_bar.showMessage(f"Plot saved to {filename}")
            except Exception as e:
                QMessageBox.critical(self, "Error", f"Failed to export plot: {str(e)}")
                self.status_bar.showMessage("Failed to export plot")
    
    def save_results(self):
        """Save simulation results to file with all data"""
        if not self.generation_data:
            self.status_bar.showMessage("No data to save!")
            return
            
        filename, selected_filter = QFileDialog.getSaveFileName(
            self, "Save Results", "", 
            "JSON Files (*.json);;CSV Files (*.csv);;Excel Files (*.xlsx)"
        )
        
        # Ensure proper extension is added if not provided
        if filename:
            if selected_filter == "CSV Files (*.csv)" and not filename.endswith('.csv'):
                filename += '.csv'
            elif selected_filter == "JSON Files (*.json)" and not filename.endswith('.json'):
                filename += '.json'
            elif selected_filter == "Excel Files (*.xlsx)" and not filename.endswith('.xlsx'):
                filename += '.xlsx'
        
        if filename:
            try:
                # Prepare complete data dictionary with detailed parameters
                data = {
                    "metadata": {
                        "export_time": datetime.now().isoformat(),
                        "application_version": "Classical Mating Kernel v1.0",
                        "simulation_duration": f"{len(self.generation_data)} generations"
                    },
                    "kernel_parameters": {
                        "symmetry_alpha": self.alpha_slider.findChild(QSlider).value() / 100.0,
                        "stochasticity_beta": self.beta_slider.findChild(QSlider).value() / 100.0,
                        "granularity_gamma": self.gamma_slider.findChild(QSlider).value() / 100.0,
                        "compatibility_delta": self.delta_slider.findChild(QSlider).value() / 100.0,
                        "fluke_contingency_epsilon": self.epsilon_slider.findChild(QSlider).value() / 100.0,
                        "speciation_temperature_zeta": self.zeta_slider.findChild(QSlider).value() / 100.0
                    },
                    "advanced_parameters": {
                        "neural_interface": self.neural_check.isChecked() if hasattr(self, 'neural_check') else False,
                        "topological_features": self.topology_check.isChecked() if hasattr(self, 'topology_check') else False,
                        "developmental_plasticity": self.plasticity_spin.findChild(QDoubleSpinBox).value() if hasattr(self, 'plasticity_spin') else 0.1,
                        "lineage_tracking": self.lineage_check.isChecked() if hasattr(self, 'lineage_check') else True,
                        "epigenetic_system": self.epigenetic_check.isChecked() if hasattr(self, 'epigenetic_check') else True,
                        "lineage_depth_limit": self.depth_limit_spin.findChild(QSpinBox).value() if hasattr(self, 'depth_limit_spin') else 50,
                        "population_floor": self.pop_floor_spin.findChild(QSpinBox).value() if hasattr(self, 'pop_floor_spin') else 20,
                        "archive_rate": self.archive_rate_spin.findChild(QDoubleSpinBox).value() if hasattr(self, 'archive_rate_spin') else 15,
                        "epigenetic_pulse_period": self.epi_pulse_spin.findChild(QSpinBox).value() if hasattr(self, 'epi_pulse_spin') else 10,
                        "sigma_reference": self.sigma_ref_spin.findChild(QDoubleSpinBox).value() if hasattr(self, 'sigma_ref_spin') else 1.0,
                        "tau_epsilon": self.tau_epsilon_spin.findChild(QDoubleSpinBox).value() if hasattr(self, 'tau_epsilon_spin') else 2.0
                    },
                    "population_parameters": {
                        "population_size": self.pop_size_spin.findChild(QSpinBox).value(),
                        "total_generations": self.generations_spin.findChild(QSpinBox).value(),
                        "genome_dimension": self.genome_dim_spin.findChild(QSpinBox).value(),
                        "mutation_rate": self.mutation_spin.findChild(QDoubleSpinBox).value(),
                        "simulation_speed": self.speed_spin.findChild(QDoubleSpinBox).value(),
                        "lineage_tracking_enabled": self.lineage_check.isChecked(),
                        "lineage_depth_limit": self.depth_limit_spin.findChild(QSpinBox).value(),
                        "epigenetic_system_enabled": self.epigenetic_check.isChecked()
                    },
                    "generation_data": self.generation_data,
                    "population_history": self.population_history
                }
                
                # Add lineage and epigenetic data if available
                if hasattr(self.simulation_thread, 'lineage_tree'):
                    data["lineage_data"] = {
                        "lineage_tree": dict(self.simulation_thread.lineage_tree),
                        "current_hashes": self.simulation_thread.lineage_hashes
                    }
                
                if hasattr(self.simulation_thread, 'epigenetic_tags'):
                    data["epigenetic_data"] = {
                        "epigenetic_tags": {k: v.tolist() for k, v in self.simulation_thread.epigenetic_tags.items()}
                    }
                
                # Save based on file type
                if filename.endswith('.json'):
                    with open(filename, 'w') as f:
                        json.dump(data, f, indent=2)
                elif filename.endswith('.csv'):
                    # Create combined DataFrame with parameters and metrics
                    metrics_df = pd.DataFrame(data["generation_data"])
                    
                    # Add ALL parameters as columns (repeated for each row)
                    for param_category in ["kernel_parameters", "population_parameters", "advanced_parameters"]:
                        for param, value in data[param_category].items():
                            if isinstance(value, dict):
                                for sub_param, sub_value in value.items():
                                    metrics_df[f"{param}.{sub_param}"] = sub_value
                            else:
                                metrics_df[param] = value
                    
                    metrics_df.to_csv(filename, index=False)
                elif filename.endswith('.xlsx'):
                    try:
                        import openpyxl
                        # Create Excel file with multiple sheets
                        with pd.ExcelWriter(filename, engine='openpyxl') as writer:
                            # Metrics sheet with ALL parameters included
                            metrics_df = pd.DataFrame(data["generation_data"])
                            for param_category in ["kernel_parameters", "population_parameters", "advanced_parameters"]:
                                for param, value in data[param_category].items():
                                    if isinstance(value, dict):
                                        for sub_param, sub_value in value.items():
                                            metrics_df[f"{param}.{sub_param}"] = sub_value
                                    else:
                                        metrics_df[param] = value
                            metrics_df.to_excel(writer, sheet_name='Metrics', index=False)
                            
                            # Parameters sheet with detailed breakdown
                            params_data = []
                            for param_category in ["kernel_parameters", "population_parameters", "advanced_parameters"]:
                                for param, value in data[param_category].items():
                                    if isinstance(value, dict):
                                        for sub_param, sub_value in value.items():
                                            params_data.append({
                                                "Category": param_category,
                                                "Parameter": f"{param}.{sub_param}",
                                                "Value": sub_value
                                            })
                                    else:
                                        params_data.append({
                                            "Category": param_category,
                                            "Parameter": param,
                                            "Value": value
                                        })
                            
                            pd.DataFrame(params_data).to_excel(
                                writer, sheet_name='Parameters', index=False)
                            
                            # Metadata sheet
                            pd.DataFrame.from_dict(data["metadata"], orient='index').to_excel(
                                writer, sheet_name='Metadata')
                    except ImportError:
                        QMessageBox.critical(self, "Export Error", 
                            "Excel export requires openpyxl package. Please install with:\n\n"
                            "pip install openpyxl")
                        return
                
                self.status_bar.showMessage(f"Results saved to {filename}")
            except Exception as e:
                QMessageBox.critical(self, "Error", f"Failed to save results: {str(e)}")
                self.status_bar.showMessage("Failed to save results")
    
    def export_lineage_data(self):
        """Export lineage data to JSON file with complete metadata"""
        if not hasattr(self, 'simulation_thread') or not self.simulation_thread or not hasattr(self.simulation_thread, 'lineage_tree'):
            self.status_bar.showMessage("No lineage data to export!")
            return
            
        filename, _ = QFileDialog.getSaveFileName(
            self, "Export Lineage Data", "", "JSON Files (*.json);;All Files (*)",
            options=QFileDialog.Options()
        )
        if filename and not filename.endswith('.json'):
            filename += '.json'
        
        if filename:
            try:
                # Prepare comprehensive lineage data
                lineage_data = {
                    "metadata": {
                        "export_time": datetime.now().isoformat(),
                        "generation": self.simulation_thread.current_generation if hasattr(self.simulation_thread, 'current_generation') else 0,
                        "population_size": len(self.simulation_thread.lineage_hashes) if hasattr(self.simulation_thread, 'lineage_hashes') else 0
                    },
                    "lineage_tree": dict(self.simulation_thread.lineage_tree),
                    "current_hashes": self.simulation_thread.lineage_hashes,
                    "max_depth": self.calculate_lineage_depth_from_tree(self.simulation_thread.lineage_tree),
                    "statistics": {
                        "unique_lineages": len(set(self.simulation_thread.lineage_hashes.values())),
                        "average_branching": sum(len(v) for v in self.simulation_thread.lineage_tree.values())/max(1, len(self.simulation_thread.lineage_tree))
                    }
                }
                
                # Save with pretty printing and sorted keys
                with open(filename, 'w') as f:
                    json.dump(lineage_data, f, indent=2, sort_keys=True)
                
                self.status_bar.showMessage(f"Lineage data saved to {filename}")
                return True
            except Exception as e:
                QMessageBox.critical(self, "Error", f"Failed to export lineage data: {str(e)}")
                self.status_bar.showMessage("Failed to export lineage data")
                return False
    
    def export_epigenetic_data(self):
        """Export comprehensive epigenetic data to JSON file"""
        if not hasattr(self, 'simulation_thread') or not self.simulation_thread or not hasattr(self.simulation_thread, 'epigenetic_tags'):
            self.status_bar.showMessage("No epigenetic data to export!")
            return
            
        filename, _ = QFileDialog.getSaveFileName(
            self, "Export Epigenetic Data", "", "JSON Files (*.json);;All Files (*)",
            options=QFileDialog.Options()
        )
        if filename and not filename.endswith('.json'):
            filename += '.json'
        
        if filename:
            try:
                # Prepare comprehensive epigenetic data
                epigenetic_data = {
                    "metadata": {
                        "export_time": datetime.now().isoformat(),
                        "generation": self.simulation_thread.current_generation if hasattr(self.simulation_thread, 'current_generation') else 0,
                        "population_size": len(self.simulation_thread.epigenetic_tags),
                        "genome_dim": len(next(iter(self.simulation_thread.epigenetic_tags.values()))) if self.simulation_thread.epigenetic_tags else 0
                    },
                    "epigenetic_tags": {k: v.tolist() for k, v in self.simulation_thread.epigenetic_tags.items()},
                    "statistics": {
                        "variation": self.generation_data[-1].get("epigenetic_variation", 0) if self.generation_data else 0,
                        "activation_rate": np.mean([np.mean(tags) for tags in self.simulation_thread.epigenetic_tags.values()]),
                        "spatial_correlation": self.calculate_epigenetic_spatial_correlation(),
                        "inheritance_patterns": self.analyze_epigenetic_inheritance()
                    },
                    "developmental_effects": {
                        "plasticity": self.plasticity_spin.findChild(QDoubleSpinBox).value(),
                        "environmental_modulation": self.analyze_environmental_modulation()
                    }
                }
                
                # Save with pretty printing and sorted keys
                with open(filename, 'w') as f:
                    json.dump(epigenetic_data, f, indent=2, sort_keys=True)
                
                self.status_bar.showMessage(f"Epigenetic data saved to {filename}")
                return True
            except Exception as e:
                QMessageBox.critical(self, "Error", f"Failed to export epigenetic data: {str(e)}")
                self.status_bar.showMessage("Failed to export epigenetic data")
                return False

    def calculate_epigenetic_spatial_correlation(self):
        """Calculate spatial correlation of epigenetic tags"""
        if not hasattr(self.simulation_thread, 'epigenetic_tags') or not self.simulation_thread.epigenetic_tags:
            return 0.0
        
        tags_matrix = np.array(list(self.simulation_thread.epigenetic_tags.values()))
        mean_tags = np.mean(tags_matrix, axis=0)
        return np.mean(np.abs(np.diff(mean_tags)))

    def analyze_epigenetic_inheritance(self):
        """Analyze epigenetic inheritance patterns"""
        if not hasattr(self.simulation_thread, 'lineage_tree') or not self.simulation_thread.lineage_tree:
            return {}
        
        inheritance_stats = {
            "parent_child_correlation": 0.0,
            "mutation_rate": 0.0,
            "conserved_regions": []
        }
        
        # Basic implementation - can be enhanced
        if len(self.simulation_thread.epigenetic_tags) > 1:
            tags = list(self.simulation_thread.epigenetic_tags.values())
            inheritance_stats["mutation_rate"] = np.mean([np.mean(tags[i] != tags[i+1]) 
                                                         for i in range(len(tags)-1)])
        
        return inheritance_stats

    def analyze_environmental_modulation(self):
        """Analyze environmental effects on epigenetic patterns"""
        if not self.generation_data:
            return {}
            
        return {
            "generation_correlation": np.corrcoef(
                [d["generation"] for d in self.generation_data],
                [d.get("epigenetic_variation", 0) for d in self.generation_data]
            )[0,1]
        }
    
    def export_population_data(self):
        """Export comprehensive population snapshots to file with metadata"""
        if not self.population_history:
            self.status_bar.showMessage("No population data to export!")
            return
            
        filename, _ = QFileDialog.getSaveFileName(
            self, "Export Population Data", "", 
            "JSON Files (*.json);;NPZ Files (*.npz);;CSV Files (*.csv)",
            options=QFileDialog.Options()
        )
        
        # Ensure proper extension is added if not provided
        if filename:
            if 'JSON Files' in self.sender().text() and not filename.endswith('.json'):
                filename += '.json'
            elif 'NPZ Files' in self.sender().text() and not filename.endswith('.npz'):
                filename += '.npz'
            elif 'CSV Files' in self.sender().text() and not filename.endswith('.csv'):
                filename += '.csv'
        
        if filename:
            try:
                if filename.endswith('.json'):
                    # Save as JSON with metadata
                    data = {
                        "metadata": {
                            "export_time": datetime.now().isoformat(),
                            "num_snapshots": len(self.population_history),
                            "generations": [i*10 for i in range(len(self.population_history))],
                            "population_size": len(self.population_history[0]) if self.population_history else 0,
                            "genome_dim": self.population_history[0].shape[1] if self.population_history else 0
                        },
                        "snapshots": [pop.tolist() for pop in self.population_history],
                        "statistics": {
                            "mean_diversity": [self.calculate_diversity(pop) for pop in self.population_history],
                            "mean_fitness": [np.mean(self.evaluate_fitness(pop)) for pop in self.population_history]
                        }
                    }
                    with open(filename, 'w') as f:
                        json.dump(data, f, indent=2)
                elif filename.endswith('.npz'):
                    # Save as compressed numpy array with metadata
                    np.savez_compressed(
                        filename,
                        *self.population_history,
                        generations=np.array([i*10 for i in range(len(self.population_history))]),
                        diversity=np.array([self.calculate_diversity(pop) for pop in self.population_history]))
                elif filename.endswith('.csv'):
                    # Save last generation as CSV with metadata header
                    df = pd.DataFrame(self.population_history[-1])
                    with open(filename, 'w') as f:
                        f.write(f"# Population snapshot from generation {10*(len(self.population_history)-1)}\n")
                        f.write(f"# Population size: {len(self.population_history[-1])}\n")
                        f.write(f"# Genome dimension: {self.population_history[-1].shape[1]}\n")
                        df.to_csv(f, index=False)
                
                self.status_bar.showMessage(f"Population data saved to {filename}")
                return True
            except Exception as e:
                QMessageBox.critical(self, "Error", f"Failed to export population data: {str(e)}")
                self.status_bar.showMessage("Failed to export population data")
                return False
    
    def calculate_lineage_depth_from_tree(self, lineage_tree):
        """Calculate maximum lineage depth from lineage tree"""
        if not lineage_tree:
            return 0
        
        def get_depth(hash_val):
            if not lineage_tree.get(hash_val, []):
                return 1
            return 1 + max(get_depth(p) for p in lineage_tree[hash_val])
        
        return max(get_depth(h) for h in lineage_tree.keys())


if __name__ == "__main__":
    app = QApplication(sys.argv)
    
    # Create and show splash screen
    splash = SplashScreen()
    splash.show()
    
    # Process events to make sure splash is shown
    app.processEvents()
    
    # Create main application window (don't show yet)
    window = ClassicalMatingKernelApp()
    window.hide()  # Keep hidden until splash is done
    
    # Simulate loading time
    start_time = time.time()
    while time.time() - start_time < 3:  # Reduced from 10 to 3 seconds for better UX
        app.processEvents()
        time.sleep(0.1)
    
    # Close splash and show main window properly
    splash.finish(window)
    window.showMaximized()
    window.activateWindow()
    window.raise_()
    
    sys.exit(app.exec_())
